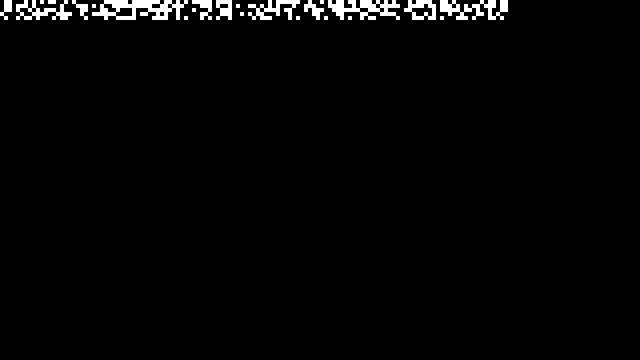
Frame 1 (no input)
Frame 2 (the mouse pressed at the canvas centre, redrawn once): identical to frame 1, image omitted

The Processing sketch that drew this single still picture (run headless with seeded random() and noise(); the mouse was pressed at the canvas centre and the sketch redrawn once):

// Processing sketch: composer
// ── composer.pde
/**
 * Wolfram Cellular Automata
 * by Daniel Shiffman.  
 * 
 * Simple demonstration of a Wolfram 1-dimensional cellular automata
 * When the system reaches bottom of the window, it restarts with a new ruleset
 * Mouse click restarts as well. 
 */
 
float[][] distances;
float maxDistance;
int spacer;
void setup() {
size(640, 360);
  maxDistance = dist(width/2, height/2, width, height);
  distances = new float[width][height];
  for (int y = 0; y < height; y++) {
    for (int x = 0; x < width; x++) {
      float distance = dist(width/2, height/2, x, y);
      distances[x][y] = distance/maxDistance * 255;
    }
  }
  spacer = 10;
  strokeWeight(6);
  noLoop();  // Run once and stop
}

void draw() {
  //int[][] test = {{1, 1, 1, 0, 1, 1, 0, 1, 1, 1, 0, 0, 0, 1, 0, 1, 0, 0, 0, 0, 0, 1, 1, 0, 1, 1, 0, 0, 0, 0, 0, 1, 0, 0, 1, 0, 0, 1, 0, 1, 1, 0, 1, 0, 1, 1, 1, 1, 0, 1, 1, 0, 0, 1, 0, 0, 0, 1, 0, 0, 1, 1, 1, 0, 1, 1, 1, 1, 1, 0, 0, 1, 1, 0, 1, 0, 1, 1, 0, 0, 0, 1, 0, 1, 1, 1, 1, 0, 1, 1, 1, 1, 1, 1, 0, 1, 1, 0, 1, 1, 1, 0, 1, 1, 0, 1, 1, 0, 1, 0, 0, 0, 0, 1, 1, 0, 1, 1, 1, 0, 0, 1, 0, 1, 1, 1, 1, 0}, {1, 1, 1, 1, 1, 0, 0, 1, 1, 1, 1, 0, 1, 1, 1, 1, 1, 0, 1, 0, 1, 1, 1, 1, 0, 1, 0, 1, 0, 1, 1, 1, 0, 0, 0, 1, 1, 1, 1, 0, 0, 1, 1, 0, 1, 1, 1, 0, 0, 1, 0, 0, 0, 1, 1, 0, 0, 1, 1, 0, 0, 1, 0, 0, 1, 0, 1, 1, 0, 0, 1, 1, 0, 0, 1, 0, 1, 0, 1, 1, 1, 0, 0, 1, 1, 0, 0, 0, 0, 1, 0, 0, 1, 1, 1, 1, 0, 1, 1, 0, 1, 1, 0, 0, 0, 1, 0, 0, 0, 0, 0, 0, 1, 0, 0, 0, 0, 1, 0, 0, 0, 0, 0, 1, 1, 1, 1, 1}, {0, 0, 1, 1, 1, 1, 0, 0, 1, 0, 0, 0, 1, 1, 1, 1, 1, 1, 1, 0, 1, 0, 1, 0, 0, 0, 0, 0, 1, 1, 1, 0, 0, 0, 1, 1, 0, 1, 0, 0, 0, 0, 0, 0, 0, 1, 1, 0, 0, 0, 0, 0, 0, 1, 1, 1, 1, 0, 0, 1, 0, 0, 1, 1, 0, 1, 0, 1, 1, 1, 0, 1, 1, 1, 1, 0, 0, 1, 0, 0, 0, 1, 0, 1, 0, 0, 1, 1, 0, 1, 0, 0, 0, 1, 1, 1, 1, 0, 1, 1, 1, 0, 0, 1, 0, 0, 0, 1, 0, 0, 0, 0, 1, 1, 1, 0, 0, 0, 1, 0, 0, 1, 0, 1, 0, 0, 1, 1}, {0, 0, 1, 0, 0, 1, 0, 0, 0, 1, 0, 0, 1, 0, 0, 0, 1, 1, 0, 1, 0, 1, 1, 1, 0, 0, 0, 0, 0, 1, 0, 1, 1, 0, 0, 0, 0, 1, 0, 0, 0, 1, 1, 1, 1, 1, 1, 1, 1, 1, 0, 1, 1, 1, 0, 0, 1, 1, 1, 0, 1, 1, 1, 0, 1, 0, 0, 1, 1, 0, 1, 0, 0, 0, 1, 0, 0, 1, 0, 0, 1, 0, 1, 1, 1, 1, 0, 0, 1, 1, 1, 0, 1, 0, 1, 0, 1, 0, 0, 1, 1, 0, 0, 1, 1, 1, 0, 1, 0, 1, 0, 0, 0, 1, 1, 0, 0, 1, 0, 0, 0, 0, 1, 0, 0, 0, 1, 0}, {1, 0, 1, 1, 0, 1, 1, 0, 1, 1, 1, 0, 0, 0, 1, 0, 1, 0, 1, 0, 1, 1, 0, 0, 0, 1, 1, 0, 0, 0, 0, 0, 0, 0, 1, 0, 1, 0, 1, 0, 0, 1, 0, 1, 1, 0, 0, 0, 0, 1, 0, 0, 0, 1, 0, 0, 0, 1, 1, 1, 0, 1, 0, 0, 1, 1, 1, 0, 0, 1, 0, 1, 0, 1, 1, 0, 0, 0, 1, 0, 0, 0, 0, 0, 1, 1, 0, 0, 1, 0, 0, 0, 1, 0, 1, 1, 1, 0, 1, 1, 0, 0, 0, 1, 0, 0, 1, 0, 0, 1, 0, 0, 0, 0, 0, 0, 1, 1, 1, 1, 0, 1, 1, 0, 1, 0, 1, 1}, {1, 0, 0, 0, 1, 1, 0, 0, 1, 1, 1, 1, 0, 0, 0, 1, 0, 1, 1, 0, 1, 1, 1, 0, 1, 1, 1, 1, 0, 0, 0, 1, 1, 0, 0, 0, 1, 0, 1, 1, 1, 0, 0, 0, 0, 0, 1, 0, 1, 1, 1, 1, 1, 0, 1, 1, 1, 1, 1, 0, 0, 0, 1, 1, 1, 1, 0, 1, 1, 1, 1, 1, 0, 1, 0, 0, 1, 0, 0, 1, 0, 1, 1, 0, 0, 0, 0, 0, 1, 0, 1, 1, 1, 0, 1, 0, 0, 1, 1, 0, 0, 0, 1, 1, 0, 0, 1, 1, 1, 0, 0, 1, 1, 0, 1, 1, 0, 1, 1, 1, 0, 0, 0, 1, 1, 0, 0, 0}, {1, 1, 0, 0, 1, 0, 1, 0, 1, 1, 0, 1, 1, 1, 0, 1, 0, 1, 0, 1, 1, 1, 0, 1, 0, 1, 0, 0, 1, 0, 1, 0, 0, 1, 1, 1, 1, 1, 1, 0, 0, 0, 1, 1, 0, 1, 0, 1, 1, 1, 0, 0, 0, 0, 1, 0, 0, 0, 0, 0, 0, 1, 0, 1, 0, 0, 0, 1, 1, 1, 0, 0, 1, 0, 0, 0, 0, 1, 1, 0, 0, 0, 1, 0, 1, 1, 0, 1, 1, 0, 0, 1, 0, 0, 1, 0, 0, 0, 1, 1, 0, 0, 1, 0, 0, 1, 1, 0, 0, 0, 0, 1, 0, 1, 1, 0, 0, 1, 1, 0, 1, 0, 1, 0, 1, 1, 0, 0}, {0, 1, 1, 1, 1, 1, 0, 0, 1, 0, 1, 0, 0, 0, 0, 0, 0, 0, 0, 0, 0, 0, 1, 1, 0, 1, 0, 0, 0, 1, 0, 0, 1, 1, 1, 1, 0, 0, 0, 1, 1, 0, 1, 0, 1, 0, 1, 1, 0, 1, 0, 1, 0, 0, 0, 0, 1, 0, 1, 1, 1, 1, 0, 1, 1, 1, 0, 1, 1, 1, 0, 1, 1, 0, 0, 1, 1, 0, 0, 1, 1, 0, 1, 0, 0, 1, 0, 1, 0, 1, 0, 1, 1, 0, 0, 0, 0, 0, 0, 0, 1, 1, 0, 0, 0, 1, 0, 0, 0, 0, 0, 0, 1, 0, 1, 0, 1, 1, 1, 0, 0, 1, 1, 1, 0, 1, 1, 1}, {0, 1, 0, 1, 0, 0, 1, 0, 1, 1, 1, 0, 0, 1, 1, 1, 1, 0, 1, 1, 0, 0, 0, 0, 1, 0, 1, 0, 0, 1, 0, 0, 1, 1, 0, 0, 1, 1, 0, 1, 1, 0, 0, 1, 0, 1, 0, 1, 1, 0, 1, 0, 1, 0, 0, 1, 0, 0, 1, 1, 0, 1, 1, 1, 1, 1, 1, 1, 0, 0, 0, 0, 1, 1, 1, 1, 1, 0, 1, 0, 1, 1, 1, 0, 1, 0, 1, 0, 1, 1, 0, 0, 1, 1, 0, 0, 1, 1, 1, 1, 0, 0, 0, 1, 0, 0, 0, 1, 0, 1, 1, 0, 1, 0, 0, 1, 0, 0, 1, 0, 0, 0, 1, 0, 0, 1, 0, 1}, {0, 1, 0, 1, 1, 0, 1, 1, 0, 0, 1, 1, 0, 0, 1, 1, 0, 1, 0, 0, 0, 0, 1, 1, 0, 0, 0, 0, 1, 0, 0, 1, 1, 1, 0, 0, 1, 1, 0, 1, 1, 1, 1, 1, 1, 0, 1, 0, 1, 1, 1, 0, 0, 0, 1, 0, 1, 0, 0, 1, 0, 0, 0, 0, 1, 0, 1, 1, 1, 1, 1, 0, 0, 1, 1, 1, 1, 1, 0, 0, 0, 0, 0, 0, 0, 1, 1, 1, 0, 1, 1, 1, 1, 0, 1, 0, 1, 1, 0, 1, 0, 1, 1, 1, 0, 1, 0, 1, 1, 1, 1, 1, 0, 0, 0, 1, 1, 0, 1, 1, 0, 1, 0, 1, 0, 1, 0, 1}, {0, 0, 0, 0, 1, 0, 0, 1, 1, 1, 1, 1, 0, 1, 0, 0, 0, 0, 0, 0, 1, 1, 1, 0, 0, 1, 1, 0, 1, 1, 1, 1, 0, 0, 0, 0, 0, 1, 0, 0, 1, 0, 1, 1, 1, 1, 0, 1, 1, 1, 1, 1, 0, 1, 0, 0, 0, 1, 1, 1, 1, 0, 0, 1, 0, 1, 1, 0, 1, 1, 1, 1, 1, 0, 0, 0, 1, 0, 1, 0, 0, 1, 0, 0, 1, 0, 1, 0, 1, 1, 0, 1, 1, 0, 0, 1, 0, 0, 1, 0, 0, 0, 0, 1, 1, 1, 1, 1, 0, 0, 0, 0, 1, 1, 1, 1, 0, 0, 0, 1, 0, 1, 1, 0, 0, 0, 0, 0}, {0, 1, 1, 0, 1, 0, 1, 0, 1, 1, 0, 1, 0, 1, 0, 1, 1, 0, 0, 0, 1, 0, 0, 0, 0, 0, 1, 1, 0, 1, 1, 0, 0, 1, 0, 1, 1, 0, 1, 0, 0, 0, 1, 1, 0, 0, 0, 1, 1, 1, 0, 1, 1, 1, 1, 0, 1, 1, 0, 0, 0, 0, 1, 1, 0, 1, 1, 0, 1, 0, 0, 0, 1, 1, 0, 1, 0, 0, 0, 0, 0, 0, 0, 1, 1, 1, 0, 0, 0, 1, 0, 1, 0, 1, 0, 1, 1, 1, 1, 0, 1, 1, 0, 0, 0, 0, 1, 1, 1, 1, 1, 1, 1, 1, 0, 1, 1, 1, 0, 0, 0, 0, 1, 0, 0, 1, 1, 0}, {0, 1, 1, 0, 0, 1, 0, 1, 0, 1, 0, 0, 1, 1, 0, 1, 0, 0, 1, 0, 0, 1, 0, 1, 0, 1, 1, 1, 0, 1, 1, 0, 1, 1, 1, 1, 0, 1, 1, 0, 0, 1, 0, 1, 0, 1, 1, 0, 1, 0, 1, 1, 1, 1, 0, 1, 0, 0, 1, 0, 0, 1, 1, 0, 0, 1, 0, 1, 1, 0, 1, 0, 0, 0, 0, 1, 0, 0, 0, 1, 0, 0, 0, 0, 1, 1, 1, 0, 0, 0, 1, 0, 0, 1, 0, 1, 1, 1, 0, 1, 0, 0, 1, 1, 1, 0, 1, 0, 1, 0, 0, 0, 0, 1, 0, 1, 0, 1, 0, 1, 1, 0, 0, 1, 0, 1, 1, 0}, {0, 0, 1, 1, 1, 0, 0, 1, 1, 1, 1, 1, 0, 1, 1, 0, 0, 0, 0, 0, 1, 1, 0, 0, 0, 1, 0, 1, 1, 1, 1, 1, 1, 1, 1, 0, 0, 1, 1, 1, 1, 1, 1, 0, 1, 0, 0, 1, 1, 0, 1, 0, 0, 0, 1, 0, 0, 1, 0, 0, 1, 0, 1, 0, 1, 1, 1, 1, 0, 0, 0, 1, 1, 0, 1, 1, 1, 1, 0, 1, 0, 1, 0, 0, 0, 1, 1, 0, 0, 1, 0, 1, 0, 1, 0, 0, 1, 0, 0, 0, 1, 0, 1, 0, 0, 1, 0, 1, 0, 1, 0, 1, 0, 0, 1, 0, 1, 1, 1, 1, 1, 0, 1, 1, 0, 0, 1, 1}, {1, 0, 1, 0, 1, 1, 1, 0, 1, 0, 1, 0, 1, 0, 1, 0, 0, 1, 1, 1, 0, 0, 1, 1, 1, 0, 1, 0, 0, 1, 0, 1, 1, 1, 1, 1, 1, 1, 1, 0, 1, 0, 0, 0, 1, 1, 1, 0, 0, 1, 0, 1, 0, 1, 1, 0, 0, 0, 0, 1, 1, 0, 1, 0, 0, 1, 0, 0, 1, 1, 1, 0, 1, 1, 1, 0, 1, 0, 1, 0, 0, 1, 0, 0, 0, 0, 1, 1, 1, 0, 0, 1, 0, 0, 1, 0, 1, 0, 0, 1, 0, 0, 1, 0, 1, 0, 1, 1, 0, 1, 0, 1, 1, 0, 0, 1, 1, 1, 0, 1, 0, 0, 0, 0, 1, 0, 1, 0}, {1, 1, 0, 0, 0, 0, 0, 0, 1, 1, 1, 0, 1, 1, 0, 1, 1, 1, 0, 1, 0, 0, 1, 1, 0, 1, 1, 1, 0, 0, 1, 0, 0, 1, 0, 0, 1, 0, 1, 1, 1, 1, 1, 0, 1, 1, 0, 1, 1, 1, 1, 1, 0, 0, 0, 1, 0, 0, 0, 0, 1, 1, 0, 0, 1, 1, 1, 0, 0, 1, 1, 1, 0, 0, 0, 1, 1, 0, 0, 1, 1, 1, 0, 1, 0, 0, 1, 1, 1, 1, 0, 0, 0, 0, 0, 0, 0, 0, 0, 0, 0, 1, 1, 1, 0, 1, 0, 0, 0, 1, 1, 0, 0, 0, 0, 1, 1, 1, 0, 0, 1, 0, 1, 0, 1, 1, 0, 0}, {0, 1, 1, 1, 1, 0, 0, 1, 0, 0, 1, 1, 1, 0, 1, 0, 1, 0, 0, 1, 1, 0, 0, 0, 0, 0, 1, 1, 1, 0, 1, 0, 0, 0, 1, 0, 0, 1, 1, 1, 0, 1, 1, 1, 1, 1, 0, 1, 0, 0, 0, 1, 0, 1, 0, 1, 0, 0, 1, 0, 1, 0, 0, 1, 1, 0, 1, 0, 1, 0, 1, 0, 1, 0, 0, 1, 0, 0, 0, 1, 1, 0, 0, 0, 0, 0, 1, 1, 1, 0, 1, 0, 1, 1, 1, 1, 0, 1, 0, 0, 1, 1, 1, 1, 1, 1, 0, 0, 1, 1, 0, 1, 1, 0, 0, 1, 1, 0, 1, 1, 1, 1, 1, 1, 0, 1, 1, 1}, {0, 1, 0, 0, 1, 1, 1, 1, 1, 0, 1, 0, 0, 1, 1, 1, 1, 0, 0, 1, 1, 0, 0, 0, 0, 1, 1, 1, 1, 1, 0, 1, 0, 0, 1, 1, 0, 0, 1, 0, 0, 1, 1, 1, 0, 1, 1, 0, 0, 0, 0, 0, 0, 1, 0, 1, 0, 0, 0, 1, 1, 1, 1, 1, 1, 0, 1, 1, 1, 0, 1, 0, 0, 1, 0, 0, 0, 0, 1, 1, 1, 0, 0, 0, 0, 1, 1, 0, 1, 1, 1, 0, 1, 0, 0, 0, 0, 0, 0, 1, 1, 1, 1, 1, 1, 0, 0, 0, 1, 1, 0, 0, 1, 0, 0, 0, 1, 0, 0, 1, 0, 0, 0, 0, 0, 1, 0, 0}, {0, 0, 0, 1, 0, 1, 1, 0, 0, 0, 0, 0, 0, 1, 0, 1, 0, 1, 0, 1, 0, 1, 1, 1, 0, 0, 1, 1, 0, 0, 0, 1, 0, 1, 0, 0, 1, 1, 1, 1, 0, 0, 0, 0, 1, 0, 1, 1, 1, 0, 1, 1, 1, 1, 0, 1, 1, 0, 0, 1, 1, 0, 0, 0, 1, 1, 0, 1, 0, 1, 0, 1, 1, 1, 0, 1, 0, 0, 0, 0, 1, 1, 0, 0, 1, 0, 0, 1, 0, 1, 1, 0, 1, 0, 1, 1, 0, 1, 0, 1, 1, 1, 0, 0, 0, 1, 0, 0, 0, 0, 0, 0, 1, 1, 0, 1, 1, 1, 1, 0, 1, 1, 0, 1, 0, 0, 0, 1}, {1, 1, 0, 0, 0, 0, 1, 1, 1, 0, 1, 1, 0, 0, 1, 1, 1, 0, 0, 0, 1, 0, 0, 0, 1, 0, 0, 0, 1, 0, 1, 0, 1, 0, 0, 0, 1, 1, 1, 1, 0, 0, 0, 1, 1, 0, 1, 1, 0, 1, 1, 1, 1, 0, 0, 0, 1, 1, 0, 0, 1, 1, 1, 0, 1, 1, 0, 0, 0, 0, 0, 0, 1, 1, 0, 0, 0, 0, 1, 0, 0, 0, 1, 0, 0, 1, 1, 1, 1, 0, 0, 0, 0, 1, 0, 0, 1, 0, 1, 1, 1, 1, 0, 1, 0, 0, 0, 1, 1, 1, 0, 1, 0, 1, 1, 1, 1, 1, 1, 0, 1, 0, 1, 1, 1, 1, 0, 0}, {1, 0, 1, 1, 0, 1, 0, 0, 0, 0, 0, 0, 0, 1, 0, 1, 1, 0, 1, 1, 1, 1, 1, 1, 1, 0, 0, 0, 0, 0, 0, 0, 1, 1, 0, 1, 1, 1, 0, 0, 1, 1, 1, 1, 0, 1, 1, 1, 1, 0, 1, 0, 0, 1, 0, 0, 1, 0, 0, 0, 0, 0, 0, 1, 0, 1, 1, 1, 1, 1, 1, 1, 1, 0, 0, 1, 0, 1, 1, 1, 0, 0, 1, 0, 0, 1, 1, 1, 1, 0, 1, 1, 1, 0, 1, 0, 0, 0, 1, 0, 0, 1, 1, 1, 1, 1, 1, 1, 0, 1, 1, 1, 1, 0, 1, 0, 1, 1, 1, 1, 1, 0, 0, 0, 1, 0, 1, 1}, {0, 0, 1, 0, 0, 1, 0, 0, 0, 0, 1, 0, 0, 1, 0, 1, 1, 0, 0, 0, 0, 1, 0, 1, 0, 1, 0, 0, 1, 1, 0, 1, 0, 0, 0, 0, 0, 1, 1, 0, 0, 1, 0, 0, 1, 1, 0, 0, 0, 1, 0, 0, 0, 1, 1, 1, 0, 0, 1, 0, 1, 0, 1, 0, 1, 0, 0, 1, 0, 1, 1, 0, 0, 0, 0, 1, 1, 0, 1, 1, 1, 1, 1, 0, 0, 0, 1, 0, 1, 1, 0, 1, 1, 1, 0, 1, 0, 0, 1, 0, 1, 1, 0, 0, 0, 0, 0, 0, 1, 1, 0, 1, 1, 1, 1, 1, 1, 0, 0, 0, 1, 1, 1, 1, 0, 0, 1, 0}, {0, 1, 1, 1, 1, 1, 1, 1, 1, 1, 0, 1, 1, 0, 0, 0, 0, 0, 0, 1, 0, 0, 0, 1, 1, 1, 1, 1, 0, 0, 0, 1, 1, 0, 1, 1, 0, 0, 0, 1, 1, 0, 0, 0, 0, 0, 0, 1, 1, 0, 1, 1, 0, 1, 1, 0, 1, 1, 0, 1, 1, 0, 1, 0, 1, 1, 1, 0, 0, 0, 0, 1, 0, 0, 1, 0, 1, 0, 1, 0, 0, 0, 1, 1, 1, 0, 1, 0, 1, 0, 1, 0, 1, 0, 1, 1, 1, 1, 0, 0, 0, 1, 1, 1, 1, 1, 0, 1, 0, 1, 0, 0, 1, 1, 0, 0, 0, 0, 0, 1, 1, 0, 0, 0, 0, 1, 1, 1}, {0, 0, 0, 1, 1, 0, 0, 0, 1, 0, 1, 0, 1, 1, 1, 0, 0, 0, 1, 0, 1, 0, 0, 0, 0, 0, 0, 0, 1, 1, 1, 1, 1, 1, 1, 1, 1, 0, 1, 1, 1, 1, 1, 1, 1, 0, 1, 1, 0, 1, 0, 0, 1, 0, 0, 1, 0, 0, 0, 0, 0, 1, 0, 1, 1, 0, 1, 0, 1, 1, 1, 0, 0, 1, 0, 0, 0, 0, 1, 1, 1, 1, 1, 0, 0, 0, 1, 1, 1, 1, 0, 0, 1, 0, 0, 1, 0, 0, 0, 0, 0, 0, 1, 1, 1, 0, 1, 1, 1, 1, 0, 0, 1, 1, 0, 0, 1, 1, 1, 1, 0, 1, 1, 1, 0, 0, 0, 1}, {0, 1, 1, 0, 0, 1, 0, 0, 1, 0, 0, 1, 1, 1, 1, 1, 0, 1, 1, 1, 1, 0, 0, 0, 1, 0, 1, 0, 1, 0, 1, 1, 0, 0, 0, 0, 0, 0, 0, 0, 0, 0, 0, 1, 1, 0, 1, 1, 1, 0, 0, 0, 1, 1, 1, 0, 1, 1, 1, 0, 0, 1, 1, 0, 0, 1, 0, 1, 0, 1, 1, 0, 1, 1, 0, 1, 1, 0, 0, 0, 0, 0, 0, 0, 0, 1, 1, 0, 0, 1, 1, 0, 1, 1, 1, 0, 0, 1, 1, 0, 0, 1, 0, 1, 0, 1, 0, 0, 1, 0, 1, 1, 1, 0, 1, 0, 0, 1, 0, 1, 0, 1, 1, 0, 0, 1, 1, 0}, {0, 1, 0, 1, 0, 1, 0, 1, 1, 0, 1, 0, 1, 0, 0, 0, 1, 0, 1, 0, 1, 1, 0, 0, 0, 1, 0, 1, 1, 0, 0, 1, 1, 0, 1, 1, 1, 1, 0, 1, 1, 0, 1, 0, 0, 0, 1, 1, 0, 0, 1, 1, 0, 1, 1, 0, 0, 0, 0, 1, 1, 0, 1, 1, 1, 1, 1, 0, 0, 0, 0, 1, 0, 1, 1, 0, 1, 1, 0, 1, 0, 1, 1, 1, 0, 1, 1, 0, 0, 0, 0, 0, 0, 0, 0, 1, 1, 0, 1, 1, 1, 0, 0, 1, 0, 1, 1, 0, 1, 0, 0, 1, 0, 1, 1, 0, 1, 1, 1, 1, 1, 0, 1, 0, 0, 1, 0, 1}, {0, 1, 1, 0, 1, 0, 1, 0, 1, 1, 0, 0, 0, 0, 0, 0, 1, 1, 1, 0, 1, 0, 1, 1, 0, 0, 1, 0, 1, 0, 0, 0, 1, 1, 1, 1, 1, 1, 0, 1, 0, 1, 1, 0, 0, 0, 1, 1, 0, 0, 1, 1, 1, 0, 0, 1, 0, 0, 1, 0, 1, 0, 1, 0, 0, 1, 1, 0, 0, 0, 0, 1, 0, 0, 0, 0, 0, 0, 1, 0, 0, 1, 0, 0, 1, 0, 1, 1, 0, 1, 0, 1, 1, 0, 1, 0, 0, 0, 0, 1, 0, 0, 1, 1, 1, 1, 1, 1, 1, 1, 1, 1, 0, 1, 1, 0, 1, 1, 1, 0, 0, 1, 1, 1, 0, 1, 1, 0}, {1, 0, 1, 0, 0, 1, 1, 0, 0, 1, 1, 1, 1, 0, 0, 1, 1, 0, 1, 0, 1, 1, 1, 1, 1, 0, 1, 0, 1, 1, 0, 0, 1, 1, 0, 1, 1, 1, 0, 1, 0, 1, 1, 1, 0, 0, 1, 0, 0, 1, 1, 1, 1, 1, 0, 0, 0, 1, 0, 0, 1, 1, 1, 0, 0, 1, 0, 0, 1, 0, 0, 0, 0, 1, 0, 0, 1, 1, 1, 0, 0, 0, 1, 1, 1, 1, 0, 0, 0, 0, 1, 1, 0, 0, 0, 1, 1, 1, 0, 1, 0, 1, 1, 0, 1, 1, 1, 0, 0, 0, 1, 1, 1, 1, 0, 0, 0, 0, 1, 0, 0, 0, 0, 1, 1, 0, 1, 0}, {0, 0, 1, 0, 1, 1, 0, 1, 0, 1, 0, 1, 0, 0, 1, 1, 0, 1, 1, 1, 1, 1, 1, 1, 1, 0, 1, 1, 0, 1, 0, 0, 0, 0, 1, 0, 0, 1, 1, 0, 1, 0, 1, 1, 1, 1, 1, 0, 1, 0, 0, 0, 0, 1, 0, 0, 0, 1, 1, 1, 1, 1, 1, 1, 0, 1, 1, 1, 1, 1, 1, 1, 0, 1, 1, 1, 0, 1, 0, 0, 0, 1, 1, 1, 1, 1, 1, 0, 1, 1, 0, 1, 0, 1, 1, 1, 0, 1, 0, 0, 0, 1, 0, 0, 1, 1, 0, 0, 0, 1, 1, 1, 1, 1, 0, 1, 0, 0, 1, 0, 0, 0, 0, 1, 0, 0, 1, 0}, {1, 1, 1, 1, 0, 1, 0, 1, 0, 1, 1, 1, 1, 0, 0, 1, 0, 0, 0, 1, 0, 0, 0, 1, 1, 0, 1, 0, 0, 0, 1, 1, 1, 0, 0, 1, 1, 1, 0, 1, 1, 1, 1, 1, 1, 0, 1, 0, 0, 1, 1, 0, 1, 0, 1, 0, 0, 1, 0, 0, 0, 0, 0, 0, 0, 0, 0, 0, 0, 0, 0, 1, 1, 0, 1, 1, 1, 1, 1, 0, 0, 1, 1, 0, 0, 1, 1, 0, 0, 0, 1, 0, 0, 0, 1, 1, 1, 0, 1, 0, 0, 0, 0, 0, 0, 1, 0, 0, 0, 0, 1, 1, 0, 0, 1, 0, 1, 1, 1, 1, 1, 1, 1, 0, 1, 1, 1, 1}, {0, 1, 1, 0, 0, 0, 0, 1, 0, 0, 0, 0, 1, 0, 0, 1, 1, 1, 1, 0, 0, 1, 0, 0, 0, 1, 1, 1, 1, 0, 1, 0, 1, 0, 0, 0, 1, 0, 0, 0, 1, 0, 1, 0, 0, 0, 1, 1, 1, 1, 1, 1, 1, 0, 0, 1, 1, 0, 0, 0, 1, 1, 1, 1, 1, 1, 0, 1, 1, 0, 1, 0, 1, 0, 1, 0, 1, 1, 0, 1, 1, 1, 1, 1, 0, 0, 0, 0, 1, 1, 0, 1, 1, 1, 1, 1, 1, 0, 1, 0, 1, 0, 0, 0, 0, 1, 0, 0, 1, 0, 0, 1, 0, 0, 0, 1, 0, 0, 0, 0, 0, 0, 0, 0, 0, 1, 1, 0}, {1, 1, 0, 0, 1, 0, 0, 1, 1, 1, 1, 0, 1, 0, 0, 1, 0, 0, 1, 0, 0, 0, 1, 0, 1, 0, 0, 1, 0, 1, 0, 0, 0, 1, 1, 1, 1, 0, 0, 1, 1, 0, 1, 1, 0, 0, 1, 0, 0, 1, 1, 1, 0, 1, 0, 0, 1, 0, 0, 0, 1, 1, 0, 0, 1, 1, 0, 0, 1, 0, 1, 1, 0, 1, 0, 0, 1, 1, 0, 1, 0, 0, 1, 1, 1, 0, 0, 1, 0, 1, 0, 0, 1, 0, 1, 1, 0, 1, 0, 1, 0, 1, 1, 1, 1, 1, 0, 0, 1, 1, 0, 1, 1, 1, 0, 0, 0, 0, 1, 1, 0, 1, 1, 0, 1, 1, 0, 0}, {0, 1, 1, 1, 1, 0, 0, 0, 0, 0, 0, 1, 0, 0, 0, 1, 1, 0, 1, 0, 0, 1, 0, 0, 1, 0, 0, 1, 0, 1, 1, 0, 1, 1, 0, 1, 0, 0, 0, 1, 1, 0, 1, 0, 1, 1, 1, 1, 0, 1, 1, 0, 1, 0, 1, 0, 0, 0, 0, 0, 1, 1, 1, 1, 0, 1, 0, 1, 1, 1, 1, 1, 0, 1, 1, 1, 0, 1, 0, 0, 1, 1, 1, 1, 0, 1, 0, 0, 0, 1, 1, 1, 1, 1, 0, 1, 0, 0, 0, 1, 1, 1, 0, 1, 1, 0, 0, 0, 0, 0, 0, 1, 0, 1, 1, 0, 0, 1, 1, 0, 1, 0, 1, 0, 0, 1, 1, 1}, {1, 0, 1, 1, 0, 1, 1, 0, 0, 0, 1, 0, 0, 1, 0, 0, 1, 1, 0, 0, 0, 1, 0, 0, 0, 1, 1, 1, 0, 0, 0, 0, 1, 0, 1, 1, 0, 1, 0, 1, 0, 1, 1, 0, 1, 1, 1, 1, 0, 0, 1, 1, 0, 1, 1, 1, 0, 0, 1, 1, 0, 0, 1, 1, 1, 1, 1, 1, 1, 0, 0, 1, 1, 0, 1, 0, 0, 0, 0, 0, 0, 0, 0, 1, 1, 1, 1, 0, 0, 0, 1, 1, 0, 1, 1, 1, 1, 1, 1, 0, 0, 0, 1, 0, 1, 1, 1, 0, 1, 0, 0, 0, 1, 0, 1, 0, 1, 1, 1, 1, 1, 1, 0, 0, 1, 0, 1, 1}, {0, 0, 0, 1, 1, 1, 0, 0, 0, 1, 1, 0, 1, 0, 0, 0, 0, 0, 0, 1, 1, 0, 1, 1, 0, 0, 0, 1, 0, 0, 0, 0, 1, 1, 0, 1, 0, 0, 1, 0, 0, 1, 1, 1, 0, 0, 1, 0, 0, 0, 0, 0, 0, 0, 0, 0, 1, 1, 1, 0, 1, 1, 1, 0, 0, 1, 1, 1, 0, 0, 1, 0, 0, 0, 1, 0, 0, 1, 0, 1, 0, 1, 1, 1, 1, 0, 0, 1, 1, 1, 0, 1, 0, 0, 1, 1, 0, 0, 1, 1, 1, 1, 1, 0, 0, 1, 1, 1, 0, 0, 0, 0, 1, 0, 1, 1, 0, 1, 1, 1, 0, 0, 0, 0, 0, 0, 0, 1}, {0, 0, 0, 0, 1, 0, 1, 1, 0, 0, 0, 0, 1, 0, 1, 1, 1, 0, 1, 1, 1, 1, 1, 0, 0, 1, 0, 1, 0, 0, 0, 0, 0, 1, 1, 0, 0, 1, 1, 1, 1, 1, 1, 1, 0, 1, 0, 0, 0, 1, 1, 0, 1, 0, 0, 1, 0, 1, 1, 0, 0, 0, 1, 0, 1, 1, 1, 1, 0, 0, 1, 1, 0, 1, 0, 0, 1, 1, 0, 1, 0, 0, 0, 1, 1, 0, 0, 1, 1, 0, 0, 1, 0, 1, 1, 0, 1, 1, 0, 0, 1, 1, 1, 0, 1, 0, 0, 1, 0, 0, 0, 0, 1, 0, 1, 0, 0, 1, 0, 0, 1, 0, 0, 1, 0, 0, 0, 0}, {0, 0, 0, 0, 0, 0, 0, 0, 0, 0, 0, 1, 1, 0, 1, 1, 0, 0, 1, 0, 1, 0, 0, 1, 0, 1, 1, 1, 1, 0, 1, 1, 0, 1, 0, 1, 1, 1, 0, 0, 0, 1, 0, 1, 1, 1, 0, 1, 0, 0, 1, 1, 1, 1, 1, 0, 0, 1, 0, 1, 1, 1, 0, 0, 0, 0, 1, 0, 0, 1, 0, 1, 0, 1, 1, 1, 0, 0, 1, 1, 0, 0, 0, 1, 1, 1, 1, 0, 1, 0, 1, 1, 0, 0, 1, 0, 0, 0, 0, 0, 1, 1, 0, 1, 0, 1, 1, 1, 1, 0, 1, 1, 0, 0, 0, 0, 0, 1, 0, 0, 1, 1, 1, 1, 0, 0, 0, 0}, {1, 0, 1, 1, 1, 1, 0, 1, 1, 0, 1, 1, 1, 0, 1, 1, 1, 0, 0, 0, 1, 1, 0, 0, 0, 1, 1, 1, 1, 0, 0, 0, 1, 0, 1, 1, 1, 1, 1, 1, 1, 1, 0, 0, 1, 0, 0, 0, 0, 1, 0, 0, 1, 0, 0, 0, 0, 1, 1, 1, 0, 1, 0, 1, 1, 1, 0, 0, 1, 1, 0, 0, 1, 0, 0, 0, 1, 0, 0, 1, 0, 0, 1, 0, 0, 1, 1, 0, 1, 1, 1, 0, 0, 1, 0, 1, 0, 1, 0, 0, 1, 0, 1, 1, 0, 1, 1, 1, 0, 1, 0, 1, 0, 1, 0, 1, 0, 1, 0, 0, 1, 1, 1, 1, 1, 0, 1, 1}, {0, 1, 1, 1, 1, 1, 1, 1, 0, 1, 1, 1, 1, 0, 1, 1, 0, 1, 0, 1, 0, 1, 0, 0, 1, 1, 1, 0, 1, 1, 1, 1, 0, 1, 0, 0, 1, 0, 1, 1, 0, 1, 0, 1, 1, 1, 1, 1, 1, 1, 1, 1, 1, 0, 1, 0, 1, 1, 0, 1, 1, 0, 1, 0, 0, 0, 1, 1, 0, 0, 0, 0, 1, 1, 0, 1, 1, 0, 0, 1, 0, 1, 0, 1, 0, 0, 0, 0, 0, 1, 0, 1, 1, 0, 0, 1, 0, 1, 1, 1, 1, 0, 1, 0, 1, 0, 0, 0, 0, 1, 1, 1, 1, 1, 0, 1, 1, 0, 0, 1, 0, 1, 0, 0, 0, 1, 1, 1}, {0, 0, 0, 0, 0, 0, 0, 0, 1, 1, 1, 1, 1, 0, 0, 1, 0, 1, 0, 1, 1, 0, 1, 0, 0, 1, 0, 1, 1, 0, 0, 0, 1, 1, 1, 1, 1, 1, 0, 0, 1, 1, 1, 0, 0, 1, 1, 1, 0, 0, 1, 1, 1, 0, 0, 0, 0, 0, 0, 1, 0, 1, 1, 0, 0, 1, 1, 0, 1, 0, 0, 1, 1, 1, 0, 1, 1, 1, 1, 0, 0, 0, 1, 1, 1, 1, 1, 0, 0, 0, 1, 1, 1, 0, 0, 0, 0, 1, 0, 1, 0, 1, 0, 1, 0, 0, 1, 1, 0, 0, 1, 0, 1, 0, 0, 1, 1, 1, 0, 1, 0, 1, 1, 0, 0, 0, 0, 0}, {0, 1, 1, 0, 1, 0, 1, 0, 0, 0, 1, 0, 0, 1, 1, 1, 1, 0, 1, 1, 1, 1, 1, 1, 1, 0, 0, 1, 1, 0, 0, 0, 1, 1, 1, 1, 1, 1, 0, 1, 1, 0, 1, 0, 1, 1, 0, 1, 0, 1, 0, 0, 0, 1, 1, 0, 1, 0, 0, 0, 1, 0, 1, 0, 1, 0, 1, 0, 0, 1, 0, 0, 1, 0, 1, 0, 1, 0, 0, 0, 0, 0, 0, 0, 0, 0, 0, 0, 1, 0, 0, 0, 1, 0, 0, 1, 0, 0, 1, 1, 0, 1, 1, 1, 0, 1, 0, 1, 1, 0, 0, 1, 0, 1, 0, 1, 0, 1, 0, 1, 0, 0, 1, 0, 0, 1, 1, 0}, {0, 1, 1, 1, 0, 0, 0, 1, 0, 0, 1, 0, 0, 0, 1, 0, 0, 0, 0, 0, 0, 1, 1, 1, 0, 1, 0, 0, 1, 0, 0, 0, 1, 1, 0, 0, 1, 1, 0, 0, 0, 0, 0, 1, 0, 1, 1, 0, 0, 1, 0, 1, 0, 0, 0, 1, 0, 0, 0, 0, 0, 1, 1, 0, 1, 0, 0, 0, 0, 0, 0, 1, 0, 0, 0, 1, 1, 0, 0, 1, 1, 1, 1, 0, 0, 0, 0, 1, 1, 1, 0, 1, 1, 0, 1, 0, 1, 0, 0, 0, 1, 0, 0, 1, 0, 1, 1, 1, 1, 1, 1, 0, 1, 1, 1, 1, 0, 1, 0, 0, 0, 1, 0, 1, 0, 1, 1, 1}, {1, 1, 1, 1, 0, 0, 1, 1, 1, 0, 1, 1, 1, 0, 0, 0, 1, 1, 0, 0, 1, 1, 1, 0, 1, 0, 1, 0, 0, 0, 0, 0, 1, 1, 1, 0, 1, 1, 0, 1, 1, 0, 0, 0, 1, 1, 1, 1, 0, 1, 0, 0, 1, 1, 0, 0, 1, 0, 1, 0, 0, 0, 0, 0, 1, 0, 1, 0, 0, 0, 1, 0, 0, 0, 0, 1, 0, 1, 0, 1, 1, 1, 1, 1, 1, 0, 1, 0, 0, 1, 0, 0, 1, 1, 0, 0, 0, 1, 0, 1, 0, 1, 0, 0, 1, 0, 1, 0, 0, 0, 0, 1, 1, 0, 0, 1, 1, 0, 0, 0, 0, 1, 0, 1, 1, 1, 1, 1}, {0, 0, 1, 1, 0, 0, 0, 1, 1, 0, 1, 1, 0, 1, 0, 0, 1, 0, 0, 0, 1, 0, 0, 1, 0, 1, 1, 1, 0, 0, 0, 1, 0, 0, 1, 1, 0, 1, 1, 1, 1, 0, 0, 1, 0, 0, 0, 0, 0, 1, 0, 1, 0, 1, 1, 0, 1, 1, 1, 1, 1, 1, 1, 1, 1, 0, 0, 1, 1, 0, 1, 1, 0, 1, 0, 1, 0, 1, 1, 0, 1, 0, 1, 0, 0, 1, 0, 0, 1, 0, 0, 0, 0, 0, 1, 0, 0, 0, 0, 1, 0, 1, 0, 0, 1, 1, 0, 0, 0, 1, 0, 1, 1, 1, 0, 1, 0, 0, 0, 0, 1, 0, 1, 0, 0, 0, 1, 1}, {0, 1, 0, 1, 1, 1, 1, 1, 0, 0, 1, 1, 1, 0, 1, 0, 1, 1, 0, 1, 0, 1, 0, 1, 1, 1, 1, 1, 0, 0, 0, 0, 1, 0, 0, 1, 1, 0, 0, 0, 1, 0, 1, 0, 1, 1, 1, 1, 0, 1, 1, 0, 0, 1, 1, 0, 0, 0, 1, 1, 0, 1, 1, 1, 0, 0, 0, 1, 0, 0, 0, 1, 0, 0, 1, 0, 1, 0, 1, 1, 1, 0, 0, 0, 0, 1, 1, 1, 0, 1, 1, 0, 0, 0, 1, 1, 0, 1, 1, 0, 1, 1, 0, 0, 0, 0, 1, 1, 1, 1, 0, 0, 1, 1, 0, 0, 1, 0, 1, 1, 1, 0, 1, 1, 0, 1, 0, 1}, {1, 0, 1, 1, 0, 1, 1, 1, 0, 0, 1, 0, 1, 0, 0, 1, 0, 1, 0, 0, 0, 1, 1, 1, 0, 0, 1, 1, 0, 1, 1, 0, 0, 0, 0, 0, 0, 1, 0, 0, 1, 0, 1, 0, 1, 1, 1, 0, 0, 0, 1, 1, 0, 0, 1, 1, 1, 1, 0, 0, 0, 1, 1, 1, 0, 1, 1, 1, 1, 0, 1, 0, 0, 1, 1, 0, 0, 1, 1, 0, 1, 1, 1, 0, 1, 0, 0, 0, 1, 1, 1, 1, 1, 1, 1, 0, 1, 0, 1, 1, 0, 0, 1, 1, 1, 1, 1, 0, 1, 0, 1, 1, 0, 1, 0, 0, 1, 0, 1, 0, 1, 0, 0, 0, 1, 0, 1, 1}, {0, 0, 1, 0, 0, 0, 1, 0, 1, 0, 0, 0, 1, 0, 0, 1, 0, 1, 1, 1, 0, 1, 0, 0, 0, 0, 1, 1, 1, 0, 1, 1, 1, 0, 0, 1, 1, 0, 0, 1, 1, 0, 0, 1, 1, 1, 0, 1, 0, 0, 1, 0, 1, 0, 1, 1, 0, 0, 0, 1, 1, 0, 1, 0, 1, 1, 0, 0, 0, 0, 1, 0, 1, 1, 1, 0, 0, 0, 0, 1, 0, 1, 1, 1, 1, 1, 0, 0, 1, 0, 0, 0, 1, 1, 1, 0, 1, 1, 0, 0, 1, 1, 0, 1, 1, 1, 1, 0, 0, 1, 1, 1, 1, 1, 0, 1, 0, 0, 0, 0, 0, 0, 1, 1, 0, 0, 1, 0}, {0, 1, 1, 0, 0, 1, 1, 0, 0, 1, 0, 1, 0, 1, 0, 1, 0, 0, 1, 1, 0, 0, 0, 1, 0, 1, 0, 1, 1, 0, 0, 0, 0, 1, 1, 1, 1, 1, 1, 1, 0, 0, 0, 1, 1, 0, 1, 1, 0, 1, 1, 1, 1, 0, 1, 1, 1, 1, 0, 1, 0, 0, 1, 0, 0, 0, 0, 0, 0, 1, 1, 1, 1, 0, 1, 0, 0, 0, 1, 0, 1, 1, 0, 1, 0, 1, 0, 0, 0, 1, 1, 1, 0, 0, 0, 0, 0, 1, 0, 0, 0, 1, 1, 0, 0, 1, 1, 1, 1, 0, 1, 1, 0, 1, 0, 1, 0, 1, 1, 1, 1, 0, 0, 1, 0, 1, 1, 0}, {0, 0, 1, 1, 1, 0, 1, 1, 1, 0, 1, 1, 0, 1, 1, 1, 0, 0, 0, 0, 1, 0, 0, 1, 1, 1, 0, 0, 0, 1, 1, 1, 0, 1, 0, 0, 1, 0, 0, 0, 1, 1, 1, 1, 0, 1, 1, 1, 1, 1, 1, 0, 0, 1, 1, 0, 0, 0, 1, 0, 1, 1, 0, 0, 1, 1, 0, 1, 1, 0, 0, 0, 1, 1, 0, 0, 1, 0, 1, 1, 0, 1, 1, 0, 0, 1, 1, 1, 0, 0, 0, 0, 0, 1, 0, 0, 1, 0, 0, 0, 0, 1, 0, 1, 0, 0, 1, 1, 1, 0, 0, 1, 0, 0, 0, 1, 0, 0, 0, 0, 0, 0, 1, 1, 0, 0, 1, 1}, {1, 0, 0, 1, 1, 1, 1, 0, 1, 1, 1, 0, 0, 1, 0, 1, 0, 1, 1, 0, 1, 1, 1, 0, 1, 0, 0, 1, 1, 1, 1, 0, 1, 0, 1, 0, 0, 1, 0, 1, 0, 1, 0, 0, 0, 0, 1, 1, 1, 1, 0, 1, 0, 0, 0, 1, 1, 0, 0, 1, 0, 1, 0, 0, 1, 1, 1, 1, 1, 1, 0, 0, 0, 1, 0, 1, 1, 0, 0, 1, 0, 0, 0, 0, 1, 0, 0, 0, 0, 1, 0, 1, 1, 1, 1, 1, 1, 1, 0, 1, 1, 0, 1, 0, 1, 1, 1, 1, 1, 0, 0, 1, 1, 1, 0, 0, 0, 1, 1, 1, 1, 0, 1, 0, 1, 0, 0, 1}, {0, 1, 0, 0, 1, 0, 1, 0, 0, 1, 0, 1, 1, 1, 1, 0, 0, 1, 0, 1, 0, 1, 0, 0, 0, 0, 0, 0, 0, 1, 0, 1, 1, 0, 1, 0, 1, 0, 0, 0, 1, 0, 0, 1, 1, 1, 0, 0, 0, 1, 1, 1, 0, 0, 0, 0, 1, 1, 0, 0, 1, 0, 0, 1, 1, 1, 1, 0, 0, 1, 1, 1, 0, 0, 1, 1, 0, 0, 1, 1, 1, 1, 0, 0, 1, 1, 0, 0, 1, 0, 1, 0, 0, 0, 0, 0, 1, 1, 0, 0, 0, 1, 1, 1, 1, 0, 1, 1, 1, 0, 1, 0, 1, 0, 0, 0, 1, 0, 0, 1, 0, 1, 1, 1, 0, 1, 0, 0}, {0, 1, 0, 0, 0, 0, 1, 1, 0, 0, 0, 0, 0, 0, 0, 1, 1, 0, 0, 0, 1, 1, 0, 0, 0, 0, 1, 0, 0, 1, 1, 0, 1, 1, 0, 0, 0, 1, 0, 0, 1, 1, 1, 0, 1, 0, 0, 1, 0, 0, 0, 1, 1, 0, 1, 0, 0, 0, 1, 1, 1, 0, 0, 1, 0, 1, 1, 0, 1, 1, 0, 0, 1, 1, 1, 0, 1, 0, 1, 0, 1, 0, 1, 1, 0, 1, 1, 0, 1, 1, 1, 1, 0, 1, 1, 1, 0, 1, 0, 0, 1, 0, 1, 0, 1, 1, 0, 0, 0, 1, 0, 0, 0, 1, 0, 1, 0, 1, 0, 1, 0, 0, 1, 0, 0, 1, 0, 0}, {1, 0, 0, 0, 1, 1, 1, 1, 1, 0, 0, 1, 1, 1, 1, 0, 1, 1, 0, 1, 1, 0, 0, 1, 1, 0, 0, 1, 0, 1, 1, 1, 1, 0, 0, 0, 0, 1, 1, 0, 1, 1, 0, 1, 0, 1, 0, 0, 0, 1, 0, 0, 0, 1, 1, 1, 1, 0, 1, 1, 0, 0, 1, 1, 0, 0, 1, 0, 0, 0, 0, 0, 1, 0, 0, 0, 1, 1, 0, 1, 0, 0, 0, 0, 1, 1, 1, 1, 1, 1, 0, 1, 1, 0, 1, 0, 1, 1, 0, 1, 1, 1, 1, 0, 1, 0, 0, 1, 1, 1, 0, 0, 0, 0, 1, 1, 0, 1, 0, 0, 0, 0, 1, 0, 1, 0, 0, 0}, {1, 0, 0, 0, 0, 0, 1, 1, 1, 1, 0, 0, 1, 1, 1, 1, 0, 1, 0, 0, 1, 1, 1, 0, 1, 0, 0, 0, 0, 0, 1, 1, 1, 1, 0, 0, 1, 1, 0, 0, 0, 1, 1, 0, 0, 0, 1, 1, 1, 0, 1, 0, 1, 0, 1, 1, 0, 0, 0, 1, 1, 1, 0, 0, 0, 1, 0, 1, 1, 0, 0, 1, 0, 0, 1, 0, 0, 0, 0, 0, 0, 1, 1, 0, 1, 1, 0, 0, 1, 1, 0, 0, 0, 0, 0, 0, 1, 1, 1, 1, 0, 0, 0, 0, 0, 1, 1, 0, 0, 1, 1, 0, 0, 0, 0, 0, 0, 0, 1, 0, 1, 1, 1, 0, 1, 0, 0, 0}, {1, 0, 0, 0, 1, 1, 1, 0, 1, 1, 1, 0, 0, 0, 0, 0, 0, 0, 1, 0, 1, 1, 1, 0, 1, 1, 0, 0, 1, 1, 1, 0, 1, 0, 1, 0, 0, 1, 1, 0, 1, 0, 1, 0, 1, 1, 1, 0, 0, 0, 0, 1, 1, 0, 1, 1, 0, 1, 0, 0, 1, 1, 1, 1, 0, 0, 1, 1, 0, 1, 0, 1, 1, 1, 0, 0, 1, 1, 1, 0, 1, 1, 1, 0, 0, 1, 1, 0, 1, 1, 1, 1, 1, 0, 1, 1, 1, 1, 1, 0, 0, 0, 1, 1, 0, 1, 1, 1, 0, 1, 1, 1, 0, 0, 0, 1, 0, 1, 1, 0, 0, 1, 1, 1, 1, 0, 0, 0}, {0, 1, 1, 1, 0, 1, 1, 0, 1, 0, 0, 1, 0, 0, 0, 1, 0, 1, 1, 0, 1, 0, 0, 0, 0, 0, 0, 0, 1, 0, 0, 1, 1, 1, 1, 1, 1, 1, 1, 0, 0, 0, 0, 1, 1, 0, 1, 1, 0, 0, 1, 1, 0, 0, 1, 1, 0, 0, 0, 0, 1, 0, 1, 0, 0, 1, 1, 0, 1, 0, 1, 0, 0, 1, 0, 0, 0, 1, 1, 0, 0, 0, 0, 0, 0, 0, 1, 0, 1, 1, 0, 0, 0, 0, 1, 0, 0, 0, 0, 1, 1, 1, 0, 0, 1, 1, 1, 1, 0, 1, 1, 1, 1, 1, 0, 0, 1, 0, 0, 1, 0, 1, 1, 0, 0, 1, 1, 1}, {1, 0, 0, 1, 0, 1, 1, 1, 0, 1, 0, 1, 0, 1, 0, 1, 1, 1, 0, 0, 1, 0, 0, 0, 0, 0, 1, 0, 1, 0, 1, 1, 0, 1, 0, 1, 0, 1, 1, 1, 0, 0, 1, 1, 1, 0, 0, 1, 1, 1, 1, 1, 1, 0, 1, 0, 0, 0, 1, 1, 0, 1, 1, 1, 1, 1, 1, 1, 1, 0, 0, 1, 0, 0, 0, 0, 1, 1, 1, 1, 0, 0, 0, 1, 0, 0, 0, 0, 0, 0, 0, 1, 0, 0, 1, 0, 1, 0, 0, 1, 0, 1, 1, 0, 0, 1, 0, 0, 0, 1, 0, 1, 0, 1, 1, 0, 0, 1, 1, 0, 1, 0, 0, 1, 1, 0, 0, 1}, {0, 0, 0, 1, 0, 0, 0, 0, 0, 1, 1, 0, 0, 0, 1, 0, 1, 1, 0, 1, 0, 1, 1, 1, 1, 0, 1, 1, 0, 1, 0, 1, 0, 0, 0, 0, 1, 0, 0, 1, 0, 1, 1, 0, 1, 1, 1, 1, 1, 0, 1, 0, 1, 1, 1, 0, 1, 1, 0, 1, 0, 0, 0, 1, 0, 1, 1, 0, 1, 0, 1, 1, 0, 1, 1, 1, 1, 1, 0, 1, 0, 1, 0, 0, 0, 0, 0, 0, 0, 1, 1, 0, 0, 0, 0, 0, 1, 1, 1, 0, 1, 1, 0, 0, 0, 1, 0, 0, 0, 1, 1, 1, 1, 0, 1, 0, 1, 0, 1, 0, 1, 0, 1, 1, 0, 0, 0, 1}, {0, 1, 0, 0, 1, 0, 1, 1, 1, 0, 0, 1, 1, 0, 1, 1, 0, 0, 1, 1, 0, 1, 1, 1, 1, 0, 0, 1, 1, 0, 1, 0, 1, 1, 1, 1, 0, 1, 1, 1, 0, 1, 1, 0, 1, 1, 1, 1, 1, 1, 0, 0, 1, 0, 1, 0, 1, 0, 1, 0, 0, 1, 0, 1, 1, 0, 0, 0, 0, 0, 1, 1, 0, 1, 1, 1, 1, 0, 1, 0, 1, 1, 0, 0, 0, 1, 1, 1, 1, 1, 1, 0, 0, 0, 0, 1, 0, 0, 0, 1, 1, 0, 0, 1, 1, 0, 1, 0, 1, 0, 0, 1, 0, 0, 1, 1, 1, 1, 0, 1, 1, 0, 1, 1, 0, 1, 0, 0}, {0, 1, 1, 0, 1, 1, 0, 0, 0, 0, 0, 1, 1, 0, 0, 1, 0, 0, 0, 1, 1, 0, 0, 1, 0, 0, 1, 1, 0, 1, 1, 0, 1, 1, 0, 1, 1, 1, 0, 1, 1, 1, 1, 0, 0, 1, 1, 1, 0, 0, 1, 1, 0, 1, 1, 0, 1, 0, 1, 1, 1, 0, 0, 0, 1, 0, 0, 1, 0, 1, 0, 1, 1, 1, 0, 1, 1, 0, 1, 0, 1, 1, 0, 0, 0, 1, 1, 1, 0, 1, 1, 0, 1, 0, 1, 0, 0, 0, 0, 1, 1, 0, 1, 1, 1, 1, 1, 0, 0, 0, 1, 1, 0, 0, 0, 1, 1, 1, 1, 0, 0, 0, 1, 1, 0, 1, 1, 0}, {1, 0, 1, 1, 0, 1, 0, 0, 1, 1, 0, 0, 0, 0, 0, 0, 0, 0, 0, 0, 0, 1, 1, 0, 1, 0, 1, 0, 1, 0, 0, 1, 1, 0, 1, 1, 1, 0, 1, 0, 0, 1, 1, 0, 1, 1, 0, 0, 0, 0, 1, 0, 0, 0, 0, 1, 0, 1, 1, 1, 1, 0, 0, 1, 0, 0, 1, 1, 0, 0, 0, 1, 0, 1, 0, 0, 0, 0, 1, 0, 1, 1, 0, 1, 1, 0, 0, 1, 0, 0, 1, 1, 0, 1, 0, 0, 0, 0, 1, 0, 1, 0, 1, 0, 0, 0, 0, 1, 0, 1, 0, 1, 0, 0, 1, 1, 1, 0, 0, 1, 1, 1, 1, 0, 1, 0, 1, 1}, {1, 0, 1, 1, 0, 1, 0, 0, 1, 1, 1, 0, 1, 1, 1, 1, 0, 1, 1, 0, 0, 1, 1, 0, 1, 0, 1, 1, 1, 1, 0, 0, 0, 1, 0, 1, 0, 0, 1, 1, 0, 1, 1, 1, 0, 0, 0, 1, 0, 0, 1, 1, 0, 0, 1, 0, 0, 0, 0, 0, 1, 1, 1, 0, 0, 0, 0, 0, 1, 0, 1, 1, 1, 0, 1, 0, 0, 0, 1, 0, 0, 1, 0, 1, 0, 1, 1, 0, 1, 1, 0, 0, 0, 0, 1, 0, 1, 0, 0, 0, 0, 1, 0, 1, 0, 1, 0, 0, 0, 1, 1, 0, 1, 1, 1, 0, 1, 1, 0, 0, 0, 1, 1, 1, 1, 0, 1, 1}, {0, 1, 1, 1, 0, 0, 1, 0, 0, 1, 0, 1, 1, 1, 1, 0, 0, 0, 1, 0, 1, 1, 0, 1, 1, 0, 0, 1, 0, 1, 1, 0, 1, 0, 1, 1, 1, 0, 0, 0, 0, 1, 1, 1, 0, 0, 0, 0, 0, 1, 0, 0, 0, 1, 0, 1, 0, 0, 0, 0, 0, 0, 0, 0, 1, 1, 0, 1, 1, 0, 0, 1, 1, 1, 0, 1, 0, 1, 0, 0, 1, 1, 1, 0, 0, 0, 1, 1, 0, 0, 0, 0, 1, 1, 1, 1, 0, 1, 0, 1, 0, 0, 0, 0, 0, 1, 0, 1, 1, 0, 0, 1, 1, 0, 0, 1, 1, 1, 0, 0, 1, 0, 1, 0, 0, 1, 1, 1}, {1, 0, 1, 1, 1, 0, 0, 1, 0, 0, 0, 0, 1, 0, 1, 1, 1, 0, 1, 0, 0, 1, 0, 1, 1, 0, 1, 1, 1, 0, 0, 1, 0, 1, 1, 0, 1, 1, 1, 0, 0, 0, 0, 0, 0, 1, 0, 0, 1, 1, 0, 0, 1, 1, 1, 1, 0, 0, 1, 0, 1, 1, 0, 1, 1, 1, 0, 0, 0, 0, 0, 1, 0, 0, 1, 1, 1, 0, 1, 1, 0, 1, 0, 1, 0, 1, 1, 0, 1, 1, 1, 1, 0, 0, 1, 0, 1, 0, 1, 1, 1, 1, 1, 0, 0, 0, 1, 0, 1, 1, 1, 1, 0, 0, 1, 1, 1, 0, 1, 0, 0, 1, 0, 0, 1, 0, 1, 1}, {0, 0, 0, 1, 1, 0, 1, 1, 1, 0, 0, 1, 1, 0, 0, 1, 0, 1, 1, 1, 1, 1, 0, 1, 0, 0, 0, 1, 0, 0, 1, 1, 0, 1, 0, 0, 1, 0, 0, 1, 1, 0, 0, 1, 0, 0, 0, 1, 1, 0, 1, 0, 1, 0, 0, 0, 0, 1, 1, 0, 1, 0, 0, 1, 0, 0, 0, 1, 0, 1, 0, 1, 1, 0, 0, 0, 1, 0, 0, 1, 0, 0, 1, 0, 0, 1, 1, 1, 0, 0, 0, 0, 1, 1, 1, 0, 1, 1, 1, 0, 0, 0, 1, 1, 1, 1, 0, 0, 0, 0, 1, 1, 0, 0, 1, 1, 0, 1, 0, 0, 0, 0, 1, 0, 0, 0, 0, 1}, {1, 0, 1, 0, 0, 0, 0, 0, 0, 1, 1, 0, 1, 0, 0, 0, 1, 1, 1, 1, 0, 1, 1, 0, 1, 0, 0, 0, 1, 1, 0, 1, 1, 0, 0, 1, 0, 0, 1, 0, 0, 0, 0, 0, 0, 1, 0, 1, 1, 1, 0, 1, 0, 0, 0, 0, 0, 0, 1, 1, 0, 1, 0, 1, 0, 0, 0, 1, 1, 1, 0, 1, 0, 0, 0, 1, 1, 0, 0, 1, 0, 1, 1, 1, 1, 0, 0, 1, 1, 1, 0, 1, 0, 1, 1, 0, 1, 1, 0, 0, 0, 1, 1, 1, 1, 1, 1, 0, 1, 0, 1, 1, 0, 1, 0, 0, 0, 0, 1, 1, 0, 0, 1, 0, 1, 0, 1, 0}, {0, 1, 1, 0, 1, 1, 1, 0, 0, 0, 0, 1, 1, 1, 0, 1, 0, 1, 1, 1, 0, 1, 0, 1, 1, 0, 1, 1, 1, 1, 0, 1, 0, 1, 0, 1, 1, 1, 0, 0, 1, 0, 1, 0, 1, 1, 0, 0, 1, 1, 0, 1, 0, 1, 1, 1, 0, 0, 1, 1, 1, 0, 0, 1, 1, 1, 1, 1, 1, 1, 1, 1, 0, 0, 0, 0, 1, 0, 0, 0, 0, 0, 0, 1, 1, 0, 0, 1, 0, 1, 0, 0, 0, 0, 1, 1, 1, 1, 0, 0, 0, 1, 1, 0, 1, 1, 1, 0, 0, 1, 1, 0, 0, 0, 0, 0, 1, 0, 0, 1, 1, 1, 0, 1, 0, 1, 1, 0}, {0, 0, 0, 0, 1, 0, 1, 1, 1, 0, 1, 1, 0, 1, 1, 0, 0, 0, 0, 1, 0, 0, 0, 1, 1, 1, 1, 0, 1, 0, 0, 0, 0, 0, 1, 0, 1, 0, 1, 1, 1, 1, 1, 1, 0, 1, 0, 1, 1, 0, 1, 0, 1, 0, 0, 1, 0, 1, 1, 0, 1, 1, 1, 1, 0, 1, 1, 0, 1, 0, 1, 1, 0, 1, 0, 0, 0, 0, 1, 1, 1, 1, 0, 0, 1, 1, 0, 1, 1, 0, 0, 1, 1, 1, 1, 1, 0, 0, 1, 1, 1, 0, 0, 0, 0, 0, 0, 1, 0, 1, 1, 0, 1, 0, 1, 0, 1, 1, 0, 1, 0, 1, 0, 0, 0, 0, 0, 0}, {1, 1, 0, 1, 1, 0, 1, 0, 1, 1, 0, 1, 1, 0, 0, 0, 1, 0, 1, 0, 1, 0, 1, 0, 0, 0, 1, 0, 1, 1, 1, 1, 1, 0, 1, 0, 1, 1, 0, 1, 0, 1, 1, 1, 0, 0, 1, 0, 1, 1, 1, 0, 1, 1, 1, 1, 0, 1, 1, 1, 1, 1, 1, 1, 0, 0, 0, 0, 0, 1, 1, 0, 0, 0, 0, 1, 1, 1, 1, 0, 1, 0, 0, 0, 1, 1, 0, 0, 0, 1, 1, 0, 0, 1, 1, 1, 0, 1, 0, 0, 0, 1, 1, 0, 1, 0, 0, 1, 1, 0, 1, 0, 0, 1, 0, 1, 0, 1, 1, 0, 1, 1, 0, 1, 1, 1, 0, 1}, {1, 1, 0, 0, 0, 0, 0, 0, 0, 1, 1, 1, 0, 1, 0, 0, 0, 1, 1, 0, 0, 0, 0, 0, 1, 1, 0, 1, 1, 1, 1, 1, 1, 0, 0, 1, 0, 0, 1, 0, 1, 0, 1, 0, 0, 0, 1, 0, 1, 1, 0, 1, 1, 1, 0, 0, 0, 0, 0, 0, 1, 0, 1, 0, 0, 0, 1, 1, 1, 1, 0, 1, 1, 1, 1, 0, 0, 0, 1, 1, 1, 0, 0, 1, 0, 1, 1, 0, 0, 1, 0, 0, 0, 1, 1, 1, 1, 1, 0, 1, 0, 0, 1, 0, 1, 1, 1, 0, 1, 1, 1, 0, 1, 1, 1, 0, 0, 0, 0, 1, 1, 0, 1, 1, 1, 1, 0, 0}, {1, 0, 1, 0, 0, 1, 0, 0, 1, 1, 1, 1, 1, 1, 0, 0, 1, 1, 1, 0, 0, 1, 0, 1, 0, 1, 0, 0, 1, 1, 1, 0, 1, 1, 0, 0, 0, 1, 0, 0, 0, 0, 0, 0, 1, 0, 1, 0, 1, 0, 0, 1, 0, 0, 1, 1, 0, 1, 1, 1, 1, 0, 1, 1, 0, 1, 0, 1, 0, 0, 1, 0, 1, 0, 0, 0, 1, 0, 1, 1, 0, 0, 1, 0, 1, 1, 0, 0, 0, 0, 1, 0, 0, 0, 1, 1, 0, 0, 1, 1, 1, 0, 1, 0, 1, 1, 1, 1, 1, 1, 1, 0, 1, 0, 1, 1, 0, 0, 1, 0, 1, 1, 0, 0, 1, 0, 1, 0}, {1, 1, 0, 0, 1, 1, 0, 1, 1, 1, 1, 1, 1, 1, 0, 1, 1, 1, 0, 1, 1, 0, 0, 1, 1, 0, 1, 0, 0, 0, 0, 1, 1, 0, 0, 1, 0, 0, 0, 1, 0, 1, 1, 0, 0, 0, 1, 0, 0, 0, 1, 0, 1, 0, 0, 1, 1, 1, 1, 1, 1, 0, 0, 1, 1, 1, 0, 1, 0, 0, 1, 0, 0, 0, 1, 0, 0, 1, 1, 1, 0, 1, 0, 0, 0, 0, 0, 1, 0, 1, 0, 0, 0, 0, 1, 0, 0, 0, 1, 0, 1, 1, 1, 1, 0, 0, 0, 0, 1, 1, 1, 0, 1, 1, 1, 1, 0, 1, 0, 1, 1, 1, 1, 1, 1, 1, 0, 0}, {1, 0, 0, 0, 0, 1, 0, 0, 0, 0, 0, 0, 0, 1, 1, 1, 0, 0, 0, 0, 1, 0, 1, 0, 0, 0, 0, 0, 0, 1, 0, 0, 0, 0, 0, 1, 0, 1, 0, 0, 0, 1, 0, 0, 1, 1, 1, 0, 0, 1, 0, 1, 0, 0, 1, 1, 1, 1, 1, 1, 1, 0, 0, 1, 1, 0, 1, 0, 1, 0, 1, 1, 0, 0, 1, 1, 0, 1, 1, 1, 0, 1, 1, 1, 1, 1, 1, 1, 1, 0, 1, 1, 0, 1, 1, 0, 1, 1, 0, 0, 0, 1, 1, 1, 1, 1, 0, 1, 0, 1, 0, 1, 1, 0, 1, 1, 1, 1, 1, 0, 0, 0, 1, 1, 1, 0, 0, 0}, {0, 1, 1, 0, 0, 0, 0, 0, 0, 1, 0, 0, 0, 0, 0, 1, 0, 0, 1, 1, 1, 1, 1, 0, 1, 0, 0, 0, 0, 0, 1, 1, 1, 1, 1, 1, 0, 0, 1, 0, 0, 1, 1, 1, 1, 1, 0, 1, 0, 0, 1, 0, 0, 1, 1, 0, 0, 1, 1, 1, 0, 0, 1, 1, 1, 0, 0, 1, 1, 1, 0, 1, 0, 0, 0, 0, 1, 1, 1, 0, 0, 0, 0, 1, 0, 0, 0, 1, 1, 1, 0, 0, 1, 0, 1, 1, 1, 1, 0, 0, 0, 0, 1, 1, 1, 0, 0, 0, 1, 0, 0, 1, 1, 0, 1, 0, 0, 0, 0, 0, 1, 0, 0, 1, 0, 1, 1, 0}, {0, 0, 1, 1, 1, 0, 0, 0, 0, 0, 1, 1, 0, 1, 0, 1, 0, 1, 0, 1, 1, 0, 1, 0, 1, 1, 0, 0, 1, 0, 1, 1, 1, 1, 0, 1, 1, 1, 1, 0, 1, 0, 1, 1, 0, 0, 1, 0, 0, 1, 0, 0, 1, 1, 0, 0, 1, 1, 0, 1, 0, 1, 1, 0, 1, 0, 0, 1, 1, 1, 0, 0, 0, 1, 0, 0, 0, 0, 1, 0, 1, 0, 1, 0, 1, 1, 0, 1, 1, 0, 0, 0, 0, 0, 0, 1, 1, 1, 1, 1, 0, 0, 0, 1, 1, 0, 0, 0, 0, 1, 1, 0, 0, 0, 1, 1, 1, 0, 1, 1, 0, 1, 1, 1, 0, 0, 1, 1}, {1, 0, 0, 0, 0, 0, 0, 1, 0, 0, 1, 1, 0, 1, 1, 0, 1, 0, 1, 0, 0, 0, 1, 1, 1, 1, 0, 0, 0, 0, 1, 1, 0, 0, 1, 1, 0, 1, 1, 0, 1, 1, 1, 0, 1, 0, 1, 0, 1, 0, 0, 1, 1, 1, 0, 1, 1, 0, 0, 0, 1, 1, 1, 0, 0, 1, 1, 0, 1, 1, 0, 1, 0, 1, 1, 0, 1, 0, 0, 1, 0, 1, 0, 0, 0, 1, 1, 0, 1, 1, 1, 1, 0, 1, 0, 0, 0, 0, 0, 0, 1, 0, 1, 1, 0, 1, 0, 1, 1, 0, 1, 0, 1, 1, 0, 0, 1, 1, 1, 0, 0, 0, 0, 1, 1, 0, 0, 0}, {1, 1, 1, 0, 0, 1, 0, 0, 1, 0, 1, 0, 0, 0, 1, 1, 0, 0, 1, 1, 0, 1, 1, 1, 1, 1, 1, 0, 1, 0, 1, 1, 0, 0, 1, 0, 1, 1, 0, 1, 0, 0, 0, 0, 1, 0, 1, 1, 0, 1, 0, 0, 0, 0, 1, 1, 1, 0, 1, 0, 1, 0, 0, 0, 0, 1, 0, 0, 0, 0, 0, 0, 1, 1, 1, 1, 1, 0, 0, 1, 0, 1, 0, 1, 1, 0, 1, 1, 1, 0, 0, 1, 0, 1, 0, 1, 0, 1, 0, 0, 1, 1, 0, 0, 0, 0, 1, 0, 0, 0, 1, 1, 0, 0, 0, 1, 0, 0, 1, 1, 0, 1, 1, 0, 1, 1, 1, 0}, {1, 0, 1, 1, 0, 0, 0, 0, 1, 0, 1, 0, 0, 0, 1, 1, 0, 0, 0, 1, 0, 0, 1, 0, 1, 1, 1, 0, 1, 1, 1, 1, 0, 1, 1, 1, 1, 0, 0, 0, 1, 0, 0, 0, 1, 1, 1, 0, 0, 0, 0, 1, 0, 1, 1, 0, 0, 1, 0, 1, 0, 1, 1, 0, 0, 0, 0, 1, 1, 0, 1, 0, 0, 0, 1, 0, 0, 1, 1, 1, 1, 0, 0, 1, 0, 0, 0, 1, 0, 1, 1, 0, 1, 1, 0, 1, 1, 1, 0, 0, 1, 0, 0, 1, 0, 1, 0, 0, 0, 1, 0, 0, 0, 0, 0, 0, 1, 0, 1, 0, 1, 1, 0, 1, 1, 0, 1, 1}, {1, 1, 0, 0, 0, 0, 1, 1, 1, 0, 1, 0, 0, 1, 0, 0, 0, 0, 1, 0, 1, 0, 1, 0, 1, 1, 0, 1, 1, 1, 0, 0, 1, 0, 1, 0, 1, 0, 1, 1, 0, 1, 1, 0, 0, 0, 1, 0, 0, 0, 0, 0, 1, 1, 1, 1, 1, 1, 1, 1, 0, 0, 0, 1, 0, 0, 0, 0, 0, 1, 0, 1, 0, 0, 1, 0, 0, 1, 0, 0, 1, 0, 0, 1, 0, 1, 0, 1, 0, 0, 0, 1, 1, 0, 0, 0, 1, 1, 1, 0, 0, 0, 0, 1, 0, 0, 1, 1, 0, 0, 0, 1, 0, 1, 1, 0, 1, 1, 0, 0, 0, 0, 1, 1, 1, 1, 0, 0}, {1, 0, 1, 1, 0, 1, 1, 1, 0, 1, 0, 1, 1, 1, 1, 0, 1, 0, 0, 1, 0, 1, 0, 0, 1, 0, 0, 0, 1, 0, 1, 1, 0, 1, 0, 1, 0, 0, 0, 1, 1, 1, 0, 0, 1, 0, 0, 1, 0, 0, 1, 0, 1, 0, 1, 0, 1, 0, 0, 1, 0, 1, 0, 0, 1, 1, 1, 1, 1, 0, 0, 0, 0, 0, 1, 0, 0, 1, 0, 0, 0, 0, 1, 0, 0, 0, 0, 1, 0, 0, 1, 0, 1, 0, 1, 0, 0, 0, 1, 0, 1, 1, 0, 0, 0, 0, 0, 0, 1, 1, 0, 1, 0, 0, 1, 1, 0, 0, 1, 1, 1, 1, 1, 0, 1, 0, 1, 1}, {1, 0, 1, 0, 1, 0, 0, 1, 1, 1, 0, 1, 0, 0, 0, 1, 1, 0, 0, 0, 0, 0, 1, 0, 1, 0, 1, 0, 1, 1, 0, 1, 1, 0, 0, 1, 1, 1, 0, 1, 1, 1, 1, 0, 1, 0, 0, 0, 0, 1, 0, 1, 1, 0, 1, 0, 1, 0, 0, 0, 1, 0, 0, 1, 0, 0, 0, 1, 0, 0, 1, 0, 1, 1, 1, 1, 1, 1, 1, 1, 0, 0, 1, 1, 1, 1, 1, 0, 0, 1, 0, 0, 0, 0, 0, 0, 1, 0, 0, 0, 0, 1, 1, 1, 1, 1, 0, 0, 0, 1, 0, 1, 0, 1, 1, 0, 1, 1, 0, 1, 1, 1, 1, 1, 1, 0, 1, 0}, {1, 0, 1, 1, 0, 1, 0, 1, 1, 1, 1, 1, 0, 0, 1, 1, 1, 0, 1, 1, 1, 0, 0, 1, 0, 1, 0, 0, 0, 1, 0, 0, 0, 0, 0, 0, 1, 0, 1, 1, 0, 0, 1, 0, 0, 1, 0, 0, 0, 1, 1, 0, 1, 1, 0, 0, 0, 1, 0, 1, 1, 1, 0, 1, 1, 0, 1, 0, 1, 0, 0, 1, 0, 0, 1, 0, 1, 1, 1, 1, 1, 1, 0, 0, 1, 0, 1, 0, 1, 0, 0, 1, 0, 0, 0, 0, 1, 0, 1, 1, 0, 0, 0, 0, 0, 1, 1, 0, 0, 1, 1, 0, 0, 0, 0, 1, 1, 1, 0, 0, 1, 0, 1, 1, 1, 0, 1, 1}, {0, 1, 0, 0, 1, 1, 1, 1, 0, 1, 1, 1, 0, 0, 0, 1, 1, 0, 0, 1, 0, 1, 0, 1, 0, 0, 1, 1, 0, 0, 0, 1, 0, 1, 0, 0, 0, 1, 1, 0, 1, 0, 1, 1, 0, 0, 0, 1, 1, 1, 1, 1, 1, 0, 1, 1, 1, 1, 0, 1, 0, 1, 0, 0, 1, 1, 1, 0, 0, 0, 0, 0, 1, 0, 0, 1, 0, 1, 1, 1, 0, 0, 1, 1, 0, 0, 1, 0, 0, 1, 1, 1, 1, 0, 0, 0, 0, 0, 0, 1, 0, 0, 1, 1, 0, 1, 1, 1, 0, 1, 0, 1, 1, 0, 0, 1, 1, 0, 0, 0, 1, 0, 1, 1, 0, 1, 0, 0}, {0, 1, 0, 0, 0, 1, 0, 1, 0, 1, 1, 0, 1, 0, 0, 0, 1, 1, 1, 0, 0, 1, 1, 1, 0, 0, 0, 0, 1, 0, 1, 1, 0, 1, 0, 1, 0, 1, 0, 0, 1, 0, 1, 1, 0, 0, 0, 1, 1, 0, 0, 0, 0, 1, 1, 0, 1, 0, 1, 1, 1, 0, 1, 1, 0, 0, 0, 0, 1, 0, 1, 1, 0, 1, 0, 1, 1, 0, 0, 0, 1, 1, 0, 0, 1, 1, 1, 0, 0, 1, 1, 1, 0, 1, 1, 0, 0, 1, 0, 0, 1, 0, 0, 0, 1, 0, 0, 1, 0, 1, 1, 0, 1, 1, 0, 0, 0, 1, 1, 0, 1, 1, 1, 1, 0, 1, 0, 0}, {0, 1, 0, 0, 0, 1, 1, 0, 1, 1, 0, 1, 1, 1, 1, 0, 1, 0, 1, 0, 1, 0, 0, 1, 0, 0, 0, 0, 1, 1, 0, 1, 0, 1, 0, 1, 0, 1, 1, 1, 0, 0, 1, 1, 1, 0, 1, 1, 0, 1, 0, 0, 0, 1, 0, 1, 0, 0, 1, 0, 0, 1, 0, 0, 0, 0, 0, 0, 1, 1, 0, 0, 0, 1, 0, 1, 1, 1, 0, 0, 1, 0, 0, 1, 1, 0, 1, 0, 0, 0, 0, 0, 0, 1, 0, 1, 0, 1, 1, 0, 1, 1, 0, 1, 0, 1, 1, 1, 0, 0, 1, 1, 1, 1, 1, 1, 1, 0, 1, 1, 1, 0, 0, 0, 0, 1, 0, 0}, {0, 0, 0, 1, 1, 1, 0, 1, 1, 1, 1, 1, 0, 1, 0, 0, 1, 0, 1, 0, 0, 1, 1, 1, 0, 0, 0, 0, 1, 1, 0, 1, 1, 0, 0, 0, 1, 0, 0, 1, 0, 0, 0, 0, 1, 0, 1, 0, 1, 0, 0, 0, 1, 0, 0, 0, 0, 0, 1, 1, 1, 0, 0, 1, 1, 1, 1, 1, 0, 0, 1, 1, 1, 1, 1, 0, 1, 1, 1, 1, 0, 1, 1, 0, 0, 0, 1, 0, 1, 0, 1, 1, 0, 1, 1, 0, 0, 0, 0, 0, 0, 0, 1, 0, 1, 0, 0, 1, 1, 1, 1, 0, 0, 0, 0, 0, 1, 0, 1, 0, 1, 0, 1, 1, 0, 0, 0, 1}, {0, 1, 1, 0, 1, 0, 0, 1, 1, 1, 0, 0, 1, 1, 0, 0, 0, 1, 0, 1, 1, 0, 0, 1, 1, 0, 0, 1, 1, 1, 1, 1, 0, 0, 0, 1, 1, 1, 1, 1, 1, 0, 1, 0, 0, 0, 0, 0, 0, 1, 1, 0, 0, 1, 0, 0, 0, 0, 1, 0, 1, 1, 1, 0, 0, 1, 1, 1, 1, 1, 0, 1, 0, 0, 0, 1, 1, 1, 1, 0, 1, 1, 0, 1, 0, 0, 1, 1, 0, 0, 0, 1, 1, 0, 1, 1, 0, 0, 0, 1, 1, 1, 0, 1, 0, 0, 0, 1, 1, 1, 0, 0, 1, 1, 1, 0, 0, 1, 0, 1, 1, 0, 1, 1, 0, 1, 1, 0}, {1, 0, 1, 0, 0, 1, 1, 1, 0, 0, 1, 0, 0, 0, 1, 1, 0, 0, 1, 0, 1, 1, 1, 1, 0, 1, 1, 0, 0, 0, 0, 0, 0, 0, 0, 1, 1, 0, 1, 0, 1, 0, 1, 0, 1, 1, 1, 1, 0, 0, 0, 0, 1, 1, 1, 0, 0, 1, 1, 1, 0, 0, 1, 1, 1, 0, 1, 1, 0, 1, 1, 1, 1, 0, 1, 0, 1, 1, 1, 0, 1, 1, 0, 1, 0, 0, 0, 1, 1, 1, 1, 1, 1, 1, 1, 1, 0, 1, 1, 1, 1, 1, 1, 1, 1, 1, 0, 1, 0, 1, 0, 1, 1, 1, 0, 0, 1, 1, 0, 0, 0, 1, 0, 0, 1, 0, 1, 0}, {1, 1, 0, 1, 1, 1, 1, 1, 0, 0, 0, 0, 0, 0, 0, 1, 0, 0, 0, 0, 1, 1, 1, 0, 1, 0, 1, 1, 0, 1, 0, 1, 1, 0, 0, 1, 1, 0, 1, 1, 0, 0, 1, 0, 0, 1, 1, 1, 1, 1, 0, 0, 1, 0, 1, 0, 1, 1, 0, 1, 0, 0, 0, 0, 1, 1, 1, 1, 1, 1, 0, 1, 1, 1, 0, 0, 1, 0, 1, 0, 1, 0, 1, 1, 1, 0, 0, 1, 0, 1, 1, 0, 0, 0, 0, 0, 0, 0, 0, 1, 1, 0, 0, 1, 1, 0, 0, 0, 0, 0, 1, 0, 0, 0, 1, 0, 0, 0, 0, 0, 1, 0, 0, 1, 1, 1, 0, 1}, {1, 1, 0, 1, 0, 0, 1, 0, 1, 0, 0, 0, 0, 0, 0, 1, 0, 1, 0, 1, 1, 0, 1, 0, 0, 1, 0, 0, 0, 1, 1, 0, 1, 0, 0, 1, 1, 0, 1, 0, 1, 1, 1, 0, 1, 0, 0, 1, 0, 0, 1, 1, 1, 1, 0, 1, 1, 0, 0, 0, 0, 1, 1, 0, 1, 1, 0, 0, 0, 1, 0, 0, 1, 0, 1, 1, 0, 1, 0, 0, 0, 1, 0, 1, 0, 0, 1, 0, 0, 0, 1, 1, 0, 1, 0, 1, 1, 1, 0, 1, 1, 1, 0, 1, 1, 0, 1, 0, 0, 1, 1, 1, 1, 0, 0, 1, 1, 0, 1, 0, 1, 1, 0, 0, 1, 1, 0, 1}, {0, 0, 1, 1, 0, 0, 1, 1, 1, 0, 1, 0, 1, 1, 0, 1, 1, 0, 1, 1, 1, 1, 0, 1, 0, 0, 0, 1, 0, 0, 1, 0, 1, 1, 1, 1, 0, 1, 0, 0, 0, 1, 0, 1, 0, 0, 1, 1, 0, 0, 0, 1, 1, 0, 1, 0, 0, 1, 0, 0, 1, 1, 1, 1, 1, 0, 0, 0, 1, 0, 1, 1, 1, 1, 1, 0, 1, 0, 0, 0, 1, 0, 0, 0, 1, 0, 0, 0, 1, 0, 1, 0, 1, 0, 0, 1, 1, 1, 1, 1, 0, 1, 0, 1, 1, 0, 0, 0, 0, 1, 0, 1, 0, 0, 1, 1, 0, 0, 1, 1, 0, 1, 0, 0, 0, 0, 1, 1}, {1, 1, 1, 0, 0, 0, 1, 0, 1, 0, 0, 0, 0, 0, 1, 1, 1, 1, 1, 0, 0, 1, 1, 0, 1, 0, 1, 0, 1, 0, 0, 0, 1, 0, 0, 1, 1, 0, 0, 0, 1, 0, 1, 1, 0, 0, 0, 1, 1, 1, 0, 0, 1, 1, 0, 0, 1, 1, 0, 1, 0, 0, 0, 0, 1, 1, 1, 1, 0, 1, 1, 1, 1, 0, 1, 1, 0, 1, 1, 1, 1, 1, 1, 1, 1, 0, 0, 0, 0, 0, 1, 1, 0, 0, 1, 0, 1, 1, 1, 1, 0, 1, 0, 0, 0, 0, 0, 1, 1, 0, 1, 1, 0, 1, 1, 1, 0, 1, 0, 0, 0, 0, 0, 1, 1, 1, 1, 0}, {1, 1, 1, 1, 0, 1, 1, 1, 1, 1, 0, 0, 1, 0, 0, 0, 1, 1, 0, 0, 1, 1, 1, 0, 1, 0, 0, 0, 0, 1, 0, 0, 0, 0, 0, 0, 0, 1, 1, 0, 0, 0, 1, 1, 0, 1, 0, 1, 0, 0, 1, 1, 1, 1, 0, 1, 0, 0, 0, 0, 0, 1, 1, 1, 0, 1, 0, 0, 1, 1, 1, 1, 1, 1, 1, 1, 0, 0, 0, 1, 0, 1, 0, 1, 0, 0, 0, 1, 1, 0, 0, 1, 0, 0, 0, 0, 1, 0, 0, 1, 0, 1, 1, 0, 1, 0, 1, 1, 0, 1, 1, 0, 1, 0, 1, 1, 0, 1, 1, 0, 0, 1, 1, 0, 1, 1, 1, 1}, {0, 1, 0, 0, 0, 1, 0, 1, 0, 1, 0, 0, 0, 0, 0, 0, 1, 0, 0, 0, 1, 1, 1, 0, 0, 1, 1, 0, 0, 0, 0, 0, 0, 1, 1, 1, 1, 0, 1, 1, 1, 0, 1, 1, 1, 1, 1, 0, 0, 0, 0, 0, 0, 1, 0, 1, 1, 0, 0, 0, 1, 1, 1, 0, 0, 0, 0, 1, 1, 0, 1, 0, 1, 0, 0, 1, 1, 0, 0, 0, 0, 0, 0, 1, 0, 0, 0, 0, 0, 0, 1, 1, 1, 1, 1, 1, 0, 1, 1, 1, 1, 0, 0, 0, 0, 0, 0, 0, 0, 0, 0, 0, 0, 0, 0, 1, 0, 0, 1, 0, 0, 0, 1, 0, 0, 1, 0, 0}, {1, 0, 0, 0, 0, 0, 0, 0, 1, 1, 0, 1, 0, 0, 0, 1, 0, 1, 1, 0, 1, 0, 0, 1, 0, 1, 1, 1, 1, 1, 0, 1, 1, 0, 1, 0, 1, 1, 1, 1, 0, 0, 1, 0, 0, 1, 0, 1, 1, 0, 1, 0, 0, 0, 0, 1, 1, 0, 1, 0, 0, 0, 1, 1, 0, 0, 0, 1, 1, 1, 1, 1, 1, 0, 0, 1, 1, 1, 1, 0, 0, 0, 0, 0, 0, 1, 1, 0, 1, 0, 1, 1, 0, 0, 0, 0, 1, 0, 1, 1, 0, 1, 0, 1, 1, 1, 1, 1, 1, 1, 0, 0, 0, 1, 1, 1, 1, 0, 1, 1, 0, 1, 1, 0, 1, 0, 0, 0}, {1, 0, 0, 0, 1, 1, 0, 0, 0, 0, 1, 0, 0, 1, 0, 1, 1, 1, 1, 1, 1, 1, 0, 0, 1, 1, 1, 0, 1, 1, 0, 0, 0, 1, 1, 0, 0, 0, 0, 1, 1, 0, 0, 1, 1, 1, 1, 1, 0, 0, 0, 0, 0, 0, 0, 0, 0, 1, 1, 0, 0, 1, 0, 1, 0, 0, 0, 1, 1, 1, 1, 1, 1, 1, 0, 1, 1, 1, 0, 1, 1, 1, 1, 0, 0, 1, 0, 0, 1, 0, 0, 0, 0, 0, 0, 0, 1, 1, 0, 0, 1, 1, 1, 0, 0, 0, 1, 0, 0, 0, 0, 0, 1, 0, 1, 1, 1, 1, 0, 0, 0, 1, 0, 1, 1, 0, 0, 0}, {1, 1, 0, 1, 1, 0, 0, 1, 1, 1, 0, 1, 0, 0, 1, 0, 0, 0, 1, 1, 1, 1, 0, 0, 0, 0, 0, 1, 1, 1, 1, 0, 1, 1, 0, 1, 0, 1, 0, 1, 0, 1, 1, 0, 0, 0, 1, 0, 1, 0, 1, 1, 0, 1, 1, 1, 0, 0, 1, 1, 0, 1, 0, 1, 1, 0, 0, 1, 0, 0, 0, 0, 0, 1, 1, 1, 1, 0, 1, 0, 0, 0, 1, 1, 0, 1, 1, 1, 0, 0, 0, 0, 1, 1, 1, 0, 1, 0, 0, 1, 0, 1, 1, 0, 1, 0, 0, 1, 1, 1, 0, 1, 0, 0, 0, 1, 0, 1, 1, 1, 0, 0, 0, 1, 1, 1, 0, 1}, {1, 1, 0, 0, 0, 0, 0, 1, 1, 0, 1, 0, 1, 0, 0, 1, 0, 1, 1, 1, 1, 0, 0, 0, 0, 1, 1, 0, 1, 1, 1, 0, 0, 1, 0, 1, 1, 0, 1, 1, 0, 1, 0, 1, 0, 0, 1, 1, 0, 0, 1, 0, 0, 0, 0, 0, 0, 1, 1, 0, 0, 1, 1, 1, 0, 0, 1, 0, 1, 0, 0, 1, 1, 0, 0, 0, 1, 1, 1, 0, 1, 1, 0, 0, 0, 1, 0, 1, 1, 1, 0, 1, 1, 1, 0, 1, 1, 1, 1, 1, 1, 1, 1, 0, 0, 1, 0, 1, 1, 1, 1, 0, 0, 1, 1, 1, 1, 1, 1, 0, 0, 1, 1, 0, 1, 1, 0, 0}, {0, 1, 0, 0, 1, 0, 0, 1, 1, 1, 1, 0, 1, 1, 0, 0, 0, 0, 1, 1, 1, 1, 0, 0, 1, 0, 0, 0, 0, 1, 0, 0, 1, 1, 0, 0, 0, 0, 0, 1, 1, 1, 1, 1, 0, 1, 0, 0, 0, 1, 0, 0, 1, 1, 1, 1, 0, 1, 0, 0, 1, 1, 1, 0, 1, 0, 0, 1, 1, 0, 0, 0, 1, 0, 1, 1, 0, 0, 0, 1, 1, 0, 1, 1, 1, 1, 0, 1, 1, 1, 1, 1, 1, 0, 0, 0, 0, 1, 0, 1, 1, 0, 0, 0, 0, 0, 0, 0, 0, 1, 1, 1, 1, 1, 1, 1, 1, 1, 0, 0, 0, 1, 1, 0, 0, 1, 0, 0}, {1, 0, 0, 1, 1, 0, 0, 0, 1, 1, 0, 1, 0, 0, 1, 1, 1, 1, 1, 0, 0, 1, 0, 1, 1, 1, 1, 1, 0, 0, 0, 0, 1, 1, 0, 0, 0, 1, 0, 0, 1, 1, 0, 1, 1, 0, 1, 0, 0, 1, 0, 0, 0, 0, 0, 0, 0, 0, 1, 0, 1, 1, 0, 0, 1, 0, 0, 0, 0, 1, 1, 0, 0, 0, 1, 1, 1, 1, 1, 0, 1, 1, 1, 1, 0, 0, 0, 0, 1, 1, 0, 1, 1, 0, 0, 0, 0, 0, 0, 0, 1, 1, 0, 1, 0, 1, 0, 1, 0, 1, 0, 1, 1, 0, 1, 0, 0, 0, 1, 0, 0, 0, 0, 1, 1, 0, 0, 1}, {0, 0, 0, 0, 1, 1, 1, 0, 0, 1, 0, 0, 0, 1, 0, 0, 1, 0, 0, 0, 0, 0, 1, 1, 0, 0, 1, 1, 1, 0, 1, 1, 0, 0, 0, 0, 0, 0, 1, 0, 1, 0, 0, 1, 1, 1, 0, 1, 1, 0, 0, 0, 1, 0, 0, 1, 0, 0, 0, 1, 1, 0, 0, 1, 1, 0, 0, 1, 1, 0, 1, 0, 0, 0, 0, 1, 0, 0, 0, 1, 0, 1, 1, 1, 1, 0, 0, 1, 1, 1, 1, 0, 1, 1, 0, 0, 1, 1, 0, 0, 1, 1, 0, 1, 1, 1, 1, 0, 1, 0, 1, 1, 0, 1, 0, 1, 1, 0, 1, 0, 0, 1, 0, 1, 0, 0, 0, 0}, {0, 0, 0, 0, 1, 1, 1, 0, 0, 1, 1, 0, 1, 1, 1, 1, 0, 1, 0, 1, 1, 0, 1, 0, 0, 0, 0, 0, 0, 1, 0, 1, 1, 1, 0, 1, 1, 1, 0, 1, 0, 1, 0, 0, 0, 0, 1, 1, 0, 0, 0, 1, 1, 1, 0, 0, 0, 0, 0, 1, 1, 1, 1, 1, 1, 0, 1, 0, 0, 0, 0, 1, 1, 0, 1, 1, 0, 1, 1, 0, 0, 0, 0, 1, 1, 1, 0, 0, 1, 1, 0, 0, 0, 1, 1, 1, 1, 1, 0, 0, 0, 1, 1, 1, 0, 1, 1, 0, 0, 1, 0, 0, 0, 0, 1, 1, 1, 1, 1, 0, 0, 1, 1, 0, 0, 0, 0, 0}, {0, 1, 0, 0, 1, 0, 0, 0, 0, 0, 1, 1, 1, 0, 1, 1, 0, 0, 1, 1, 0, 0, 1, 0, 1, 0, 1, 0, 1, 1, 0, 1, 1, 1, 1, 0, 0, 0, 1, 0, 1, 0, 0, 0, 1, 1, 0, 1, 0, 1, 0, 0, 0, 0, 0, 0, 0, 1, 0, 1, 1, 0, 1, 0, 1, 0, 0, 0, 0, 0, 1, 1, 0, 1, 0, 1, 1, 0, 0, 1, 1, 0, 0, 1, 0, 0, 1, 0, 0, 1, 0, 0, 0, 0, 0, 0, 0, 0, 0, 1, 1, 0, 0, 0, 0, 1, 0, 0, 1, 1, 0, 1, 1, 0, 0, 0, 1, 1, 0, 1, 0, 1, 1, 0, 0, 1, 0, 0}, {1, 0, 1, 1, 0, 1, 0, 0, 0, 1, 0, 0, 0, 0, 0, 1, 1, 1, 0, 1, 1, 1, 0, 1, 0, 1, 0, 0, 1, 1, 1, 0, 1, 0, 1, 1, 0, 1, 1, 0, 1, 0, 1, 0, 1, 1, 1, 0, 1, 1, 0, 0, 0, 0, 1, 0, 0, 1, 1, 0, 1, 1, 0, 1, 1, 1, 0, 1, 0, 0, 1, 0, 0, 1, 1, 0, 1, 1, 1, 0, 0, 1, 0, 1, 0, 0, 1, 1, 1, 0, 0, 0, 1, 1, 0, 1, 1, 1, 1, 1, 0, 0, 1, 1, 0, 0, 1, 0, 1, 1, 1, 1, 1, 1, 1, 0, 1, 0, 0, 1, 1, 1, 0, 1, 1, 0, 1, 1}, {1, 1, 1, 0, 1, 0, 1, 1, 0, 0, 1, 0, 0, 0, 1, 0, 1, 1, 1, 0, 0, 0, 1, 1, 1, 0, 1, 0, 1, 0, 1, 0, 0, 0, 0, 0, 0, 0, 1, 0, 0, 0, 0, 0, 1, 0, 0, 1, 0, 0, 0, 1, 1, 0, 0, 1, 0, 1, 0, 1, 1, 0, 1, 0, 1, 0, 1, 0, 0, 1, 0, 1, 0, 0, 0, 0, 0, 1, 0, 1, 0, 0, 1, 0, 1, 1, 0, 1, 0, 1, 1, 1, 0, 1, 0, 1, 0, 1, 1, 0, 1, 1, 0, 1, 0, 0, 0, 1, 0, 0, 0, 0, 1, 0, 0, 0, 0, 1, 0, 0, 0, 1, 1, 1, 1, 1, 1, 0}, {0, 1, 1, 0, 1, 1, 1, 0, 0, 0, 1, 0, 1, 1, 1, 1, 1, 1, 0, 0, 1, 1, 1, 0, 0, 0, 1, 0, 0, 1, 1, 0, 0, 0, 0, 0, 0, 0, 0, 1, 1, 0, 1, 1, 1, 1, 0, 0, 0, 0, 0, 0, 1, 1, 1, 1, 1, 0, 1, 0, 1, 0, 1, 0, 1, 0, 1, 0, 0, 1, 1, 1, 1, 1, 1, 1, 1, 0, 0, 1, 1, 1, 1, 1, 0, 0, 1, 0, 0, 0, 0, 0, 0, 0, 1, 0, 0, 0, 0, 0, 1, 0, 1, 0, 1, 1, 0, 1, 1, 1, 0, 0, 1, 1, 1, 0, 1, 0, 1, 0, 0, 1, 1, 0, 0, 1, 1, 0}, {0, 1, 0, 0, 1, 1, 1, 1, 1, 1, 0, 1, 0, 1, 1, 1, 1, 1, 0, 1, 0, 1, 1, 0, 0, 0, 0, 0, 0, 1, 1, 1, 0, 1, 0, 1, 1, 0, 1, 0, 1, 1, 0, 1, 1, 0, 1, 1, 1, 0, 1, 0, 0, 1, 1, 1, 0, 0, 1, 1, 1, 1, 1, 0, 1, 1, 0, 0, 1, 1, 0, 1, 0, 1, 1, 1, 1, 1, 1, 0, 0, 1, 0, 1, 0, 1, 0, 0, 0, 0, 0, 0, 0, 0, 0, 1, 1, 1, 1, 0, 1, 1, 0, 0, 1, 0, 0, 0, 0, 1, 0, 0, 1, 0, 0, 1, 1, 1, 1, 0, 1, 1, 1, 0, 0, 1, 0, 0}, {1, 0, 0, 1, 1, 1, 0, 1, 1, 1, 1, 1, 1, 1, 1, 1, 1, 1, 0, 1, 0, 0, 1, 1, 1, 1, 0, 0, 1, 1, 0, 1, 0, 0, 1, 0, 0, 0, 0, 0, 0, 0, 1, 1, 0, 1, 0, 1, 0, 0, 0, 1, 1, 1, 0, 1, 1, 1, 0, 1, 0, 1, 0, 0, 0, 1, 0, 1, 1, 0, 1, 1, 1, 0, 1, 1, 1, 0, 0, 1, 1, 0, 0, 0, 1, 1, 0, 0, 1, 1, 0, 1, 0, 1, 1, 0, 1, 1, 0, 0, 1, 0, 0, 1, 1, 1, 1, 1, 1, 1, 0, 1, 1, 0, 0, 0, 1, 0, 1, 0, 0, 1, 1, 1, 1, 0, 0, 1}, {1, 0, 0, 0, 1, 0, 0, 0, 0, 1, 1, 1, 1, 0, 0, 1, 0, 0, 0, 0, 0, 0, 1, 0, 1, 0, 0, 1, 0, 1, 1, 0, 1, 1, 0, 0, 0, 0, 1, 1, 0, 0, 1, 1, 1, 0, 0, 1, 1, 1, 1, 0, 1, 1, 1, 0, 0, 0, 1, 0, 0, 0, 0, 1, 0, 1, 0, 1, 0, 1, 1, 1, 1, 0, 0, 0, 0, 1, 0, 0, 1, 1, 0, 0, 1, 1, 0, 1, 1, 0, 0, 0, 0, 0, 1, 0, 1, 0, 1, 1, 1, 0, 1, 1, 0, 0, 0, 0, 1, 0, 1, 1, 0, 1, 0, 1, 0, 1, 0, 0, 0, 1, 0, 1, 1, 0, 0, 0}, {1, 1, 1, 0, 1, 0, 1, 1, 1, 1, 0, 0, 1, 0, 1, 0, 0, 1, 0, 1, 1, 1, 0, 0, 1, 1, 1, 1, 0, 0, 1, 1, 0, 0, 1, 0, 1, 0, 1, 0, 0, 1, 1, 0, 1, 1, 0, 0, 1, 0, 1, 0, 1, 1, 1, 0, 1, 0, 1, 1, 0, 1, 0, 0, 1, 0, 0, 1, 0, 0, 1, 1, 1, 0, 1, 1, 0, 0, 0, 1, 1, 1, 0, 0, 1, 1, 1, 0, 1, 0, 1, 1, 1, 0, 1, 0, 0, 0, 1, 0, 0, 1, 0, 0, 0, 0, 0, 0, 1, 1, 0, 1, 0, 1, 0, 0, 0, 0, 0, 1, 0, 0, 0, 1, 1, 1, 1, 0}, {1, 1, 1, 1, 1, 0, 0, 0, 0, 0, 1, 0, 0, 0, 1, 1, 0, 1, 1, 0, 0, 1, 1, 0, 1, 0, 1, 0, 1, 1, 0, 1, 1, 1, 0, 0, 1, 1, 1, 1, 0, 1, 1, 0, 1, 1, 1, 1, 1, 0, 0, 0, 0, 0, 1, 0, 0, 1, 1, 1, 1, 0, 0, 0, 1, 0, 1, 1, 1, 0, 0, 0, 0, 1, 1, 1, 0, 1, 0, 1, 0, 1, 0, 0, 1, 0, 1, 1, 0, 0, 0, 1, 1, 1, 0, 1, 0, 1, 1, 1, 1, 0, 0, 1, 1, 1, 0, 0, 1, 1, 1, 0, 1, 1, 1, 1, 0, 0, 1, 0, 1, 0, 1, 0, 1, 1, 1, 1}, {0, 1, 0, 1, 0, 0, 1, 0, 0, 1, 0, 0, 1, 1, 1, 1, 0, 0, 1, 0, 1, 1, 1, 0, 0, 1, 0, 0, 1, 0, 0, 0, 0, 1, 1, 0, 0, 1, 1, 1, 1, 1, 1, 0, 1, 0, 0, 1, 0, 0, 1, 0, 1, 0, 1, 0, 0, 1, 1, 0, 1, 1, 1, 1, 1, 1, 1, 0, 1, 1, 1, 0, 1, 1, 0, 0, 0, 1, 0, 1, 0, 1, 1, 1, 0, 0, 1, 1, 0, 1, 1, 1, 0, 1, 1, 1, 0, 0, 0, 1, 1, 0, 1, 1, 0, 1, 0, 0, 0, 1, 0, 1, 0, 0, 0, 0, 1, 1, 0, 1, 0, 0, 1, 1, 0, 1, 0, 1}, {1, 0, 0, 0, 0, 0, 1, 0, 1, 1, 0, 0, 1, 0, 0, 0, 0, 0, 1, 1, 0, 1, 1, 1, 0, 1, 1, 1, 1, 0, 0, 1, 0, 1, 0, 1, 1, 1, 1, 0, 1, 0, 0, 1, 0, 0, 0, 0, 0, 1, 0, 0, 1, 1, 1, 1, 0, 0, 1, 0, 0, 0, 0, 0, 0, 0, 1, 1, 1, 0, 0, 1, 1, 0, 1, 0, 0, 1, 0, 0, 1, 0, 0, 0, 0, 0, 0, 0, 1, 1, 1, 1, 0, 1, 1, 0, 1, 1, 1, 1, 0, 0, 1, 0, 1, 0, 0, 0, 1, 1, 1, 0, 0, 0, 0, 0, 0, 1, 0, 1, 1, 1, 1, 0, 1, 0, 0, 0}, {1, 0, 1, 1, 0, 0, 0, 1, 1, 0, 0, 1, 0, 1, 0, 1, 0, 1, 0, 0, 1, 1, 1, 0, 1, 0, 0, 0, 0, 1, 1, 1, 0, 1, 0, 1, 0, 0, 0, 1, 0, 1, 1, 0, 1, 1, 0, 1, 0, 1, 0, 0, 1, 0, 0, 1, 0, 1, 0, 0, 0, 0, 1, 0, 0, 0, 1, 0, 0, 0, 1, 0, 1, 1, 0, 0, 0, 1, 1, 1, 0, 0, 0, 0, 1, 0, 1, 1, 0, 1, 1, 1, 1, 1, 1, 1, 0, 0, 0, 0, 1, 0, 1, 0, 1, 1, 1, 0, 0, 0, 0, 1, 1, 0, 1, 0, 1, 0, 0, 1, 0, 0, 1, 1, 1, 0, 1, 1}, {0, 1, 1, 1, 1, 0, 0, 0, 1, 1, 1, 0, 1, 1, 0, 1, 1, 0, 1, 0, 1, 1, 1, 0, 0, 0, 1, 0, 1, 1, 0, 0, 1, 0, 0, 0, 0, 1, 0, 1, 0, 0, 0, 0, 0, 1, 1, 1, 0, 0, 0, 0, 0, 0, 0, 1, 1, 0, 1, 1, 0, 1, 1, 1, 1, 1, 1, 0, 1, 0, 0, 0, 1, 1, 0, 1, 0, 0, 0, 1, 0, 0, 0, 0, 1, 0, 1, 1, 0, 0, 0, 0, 1, 0, 1, 1, 0, 0, 1, 0, 1, 0, 0, 1, 1, 0, 1, 1, 0, 0, 0, 1, 1, 1, 1, 0, 0, 0, 1, 1, 1, 0, 0, 1, 0, 1, 1, 1}, {1, 1, 1, 0, 0, 0, 1, 1, 0, 0, 1, 1, 0, 0, 0, 0, 0, 1, 0, 1, 1, 1, 1, 1, 1, 0, 0, 1, 1, 0, 0, 1, 1, 1, 0, 1, 1, 1, 1, 1, 1, 0, 0, 0, 0, 0, 0, 0, 1, 0, 0, 1, 1, 0, 1, 1, 0, 1, 1, 1, 0, 0, 1, 0, 1, 0, 1, 1, 1, 0, 1, 0, 0, 0, 1, 0, 1, 1, 0, 1, 1, 0, 0, 0, 0, 0, 0, 0, 0, 0, 0, 0, 0, 1, 1, 1, 1, 0, 0, 1, 1, 1, 0, 1, 1, 1, 1, 1, 0, 0, 1, 1, 1, 0, 0, 0, 1, 0, 1, 1, 0, 0, 0, 0, 1, 1, 1, 0}, {0, 0, 0, 1, 0, 0, 1, 1, 1, 0, 1, 1, 0, 1, 1, 0, 1, 0, 1, 0, 1, 1, 1, 1, 0, 1, 1, 1, 0, 0, 0, 0, 1, 0, 0, 0, 1, 1, 0, 1, 0, 1, 0, 0, 0, 0, 1, 0, 0, 1, 0, 1, 0, 1, 1, 0, 0, 0, 1, 0, 1, 1, 1, 0, 0, 0, 0, 1, 1, 1, 0, 0, 1, 0, 1, 0, 0, 1, 1, 0, 1, 1, 0, 1, 1, 1, 1, 1, 0, 1, 0, 1, 1, 1, 0, 1, 1, 0, 0, 0, 1, 0, 0, 1, 0, 1, 1, 1, 0, 1, 0, 1, 1, 1, 1, 0, 0, 0, 0, 0, 1, 1, 0, 1, 0, 0, 0, 1}, {1, 1, 0, 1, 1, 0, 0, 0, 1, 1, 0, 0, 0, 0, 1, 0, 0, 0, 1, 0, 1, 1, 0, 1, 0, 1, 0, 1, 0, 1, 0, 1, 0, 0, 1, 0, 1, 1, 1, 0, 1, 0, 1, 1, 1, 1, 0, 0, 1, 1, 1, 1, 0, 1, 0, 1, 1, 1, 1, 1, 1, 0, 1, 1, 1, 0, 0, 1, 1, 0, 1, 0, 0, 1, 1, 1, 0, 1, 0, 1, 1, 1, 0, 1, 1, 1, 1, 1, 1, 0, 0, 1, 0, 0, 1, 1, 0, 0, 0, 1, 0, 1, 0, 1, 0, 0, 0, 1, 1, 1, 0, 0, 1, 1, 0, 0, 0, 1, 0, 0, 0, 0, 1, 1, 1, 1, 0, 1}, {0, 1, 1, 1, 1, 1, 0, 1, 1, 0, 0, 1, 0, 1, 1, 0, 1, 0, 1, 1, 0, 1, 0, 1, 1, 1, 1, 1, 0, 1, 0, 1, 1, 0, 1, 0, 0, 0, 1, 1, 1, 0, 0, 0, 1, 1, 1, 0, 0, 0, 1, 1, 1, 1, 1, 0, 1, 0, 0, 0, 1, 0, 0, 0, 0, 0, 1, 0, 1, 0, 0, 1, 0, 1, 0, 1, 1, 0, 0, 1, 1, 0, 0, 0, 1, 1, 1, 0, 1, 1, 1, 0, 0, 0, 0, 0, 1, 0, 0, 0, 0, 0, 0, 1, 1, 1, 0, 1, 0, 0, 1, 0, 0, 0, 0, 1, 0, 1, 0, 1, 1, 1, 0, 1, 0, 1, 1, 1}, {1, 1, 1, 0, 1, 0, 0, 1, 1, 0, 1, 1, 1, 0, 0, 0, 0, 1, 0, 0, 1, 1, 1, 1, 1, 1, 1, 1, 0, 0, 1, 1, 0, 1, 1, 1, 1, 0, 0, 1, 0, 0, 1, 0, 0, 1, 0, 0, 0, 0, 0, 1, 1, 0, 1, 1, 0, 1, 1, 0, 0, 1, 1, 1, 1, 1, 0, 0, 1, 0, 1, 1, 1, 1, 1, 0, 1, 1, 0, 0, 1, 0, 1, 1, 0, 1, 1, 0, 1, 0, 0, 0, 1, 0, 0, 0, 0, 0, 1, 1, 0, 0, 1, 1, 1, 0, 1, 0, 1, 1, 1, 1, 0, 1, 0, 1, 0, 0, 0, 0, 0, 1, 1, 1, 1, 1, 1, 0}, {0, 1, 0, 0, 1, 1, 0, 0, 0, 0, 1, 0, 1, 0, 1, 1, 0, 1, 0, 1, 1, 0, 1, 0, 1, 1, 1, 0, 0, 0, 0, 1, 1, 0, 0, 0, 1, 1, 0, 1, 0, 0, 1, 1, 1, 0, 1, 0, 1, 0, 1, 1, 0, 1, 0, 1, 0, 0, 0, 1, 1, 0, 0, 1, 0, 0, 0, 0, 0, 1, 1, 1, 0, 1, 0, 0, 1, 1, 0, 1, 1, 0, 0, 0, 0, 1, 0, 1, 0, 1, 1, 0, 0, 1, 0, 1, 1, 0, 1, 0, 0, 0, 1, 0, 1, 1, 1, 0, 1, 0, 1, 0, 1, 0, 1, 1, 1, 0, 0, 1, 0, 1, 1, 0, 0, 1, 0, 0}, {1, 0, 0, 0, 1, 0, 0, 0, 1, 0, 1, 1, 0, 1, 0, 0, 0, 0, 1, 0, 0, 1, 0, 1, 1, 0, 1, 1, 0, 1, 1, 0, 1, 1, 1, 0, 0, 1, 0, 0, 1, 0, 1, 0, 0, 0, 0, 1, 0, 1, 0, 1, 1, 0, 0, 1, 0, 0, 0, 0, 0, 0, 1, 0, 1, 0, 0, 0, 1, 1, 1, 0, 0, 1, 1, 0, 1, 1, 1, 0, 0, 0, 0, 1, 0, 1, 1, 1, 1, 1, 1, 0, 1, 1, 1, 1, 0, 1, 0, 0, 1, 1, 1, 0, 0, 0, 0, 0, 1, 1, 0, 0, 0, 1, 0, 1, 0, 0, 1, 0, 1, 1, 0, 1, 1, 0, 0, 0}, {1, 1, 1, 1, 1, 0, 1, 0, 1, 1, 1, 0, 0, 0, 1, 1, 1, 1, 0, 1, 1, 1, 0, 0, 0, 1, 0, 0, 1, 1, 0, 0, 0, 1, 1, 1, 0, 0, 0, 0, 1, 1, 0, 1, 0, 1, 0, 1, 1, 1, 1, 1, 0, 0, 1, 0, 0, 1, 0, 1, 1, 1, 1, 0, 1, 1, 1, 0, 1, 0, 0, 0, 0, 0, 0, 0, 1, 0, 1, 0, 0, 0, 1, 0, 1, 0, 1, 0, 0, 0, 0, 1, 1, 0, 0, 0, 0, 0, 1, 1, 0, 0, 0, 0, 0, 1, 1, 1, 0, 0, 1, 0, 1, 0, 0, 1, 1, 1, 1, 0, 0, 1, 1, 1, 1, 1, 1, 1}, {1, 0, 1, 1, 1, 1, 0, 1, 1, 1, 0, 0, 0, 1, 0, 1, 0, 1, 0, 1, 1, 1, 0, 0, 0, 0, 0, 0, 0, 1, 0, 1, 0, 0, 0, 1, 1, 0, 0, 0, 1, 1, 0, 0, 0, 1, 1, 1, 0, 1, 0, 1, 1, 0, 0, 1, 0, 0, 0, 1, 1, 0, 1, 1, 0, 1, 1, 0, 1, 0, 0, 0, 0, 1, 1, 1, 1, 0, 0, 0, 0, 0, 0, 0, 0, 1, 0, 0, 0, 1, 1, 1, 1, 0, 0, 1, 1, 1, 1, 1, 0, 0, 0, 0, 0, 1, 1, 0, 1, 0, 0, 1, 0, 0, 0, 1, 0, 1, 1, 1, 1, 1, 0, 1, 1, 0, 1, 1}, {1, 1, 1, 1, 0, 1, 0, 1, 1, 1, 1, 0, 0, 0, 1, 0, 0, 0, 1, 1, 0, 0, 1, 0, 0, 0, 1, 1, 1, 1, 0, 1, 0, 0, 1, 0, 1, 1, 0, 1, 0, 1, 0, 1, 1, 1, 0, 1, 0, 1, 1, 1, 0, 0, 0, 0, 0, 1, 1, 1, 0, 1, 0, 0, 0, 1, 0, 0, 0, 0, 1, 1, 1, 1, 1, 1, 0, 1, 0, 1, 0, 0, 0, 0, 1, 0, 1, 0, 1, 1, 0, 1, 1, 1, 1, 0, 0, 0, 1, 0, 0, 0, 1, 0, 0, 0, 1, 1, 0, 1, 0, 1, 0, 1, 1, 0, 1, 1, 1, 0, 1, 1, 1, 1, 1, 1, 1, 1}, {1, 0, 1, 1, 1, 1, 0, 0, 1, 0, 1, 0, 1, 1, 0, 0, 0, 0, 0, 0, 0, 0, 0, 1, 0, 1, 0, 0, 0, 0, 1, 1, 1, 1, 1, 1, 0, 1, 0, 0, 0, 0, 0, 0, 0, 1, 1, 0, 1, 1, 0, 0, 0, 0, 0, 0, 1, 1, 1, 1, 1, 0, 1, 1, 0, 1, 0, 1, 1, 0, 1, 1, 0, 1, 1, 0, 1, 0, 1, 0, 1, 0, 1, 0, 1, 1, 0, 0, 1, 1, 1, 0, 1, 0, 1, 0, 1, 1, 1, 1, 1, 1, 0, 0, 1, 0, 1, 1, 0, 0, 1, 0, 0, 1, 0, 1, 1, 1, 0, 0, 0, 0, 1, 1, 1, 0, 1, 1}, {0, 1, 0, 0, 0, 0, 1, 1, 1, 1, 1, 0, 0, 1, 1, 0, 1, 1, 0, 0, 1, 1, 1, 1, 1, 0, 0, 1, 1, 0, 1, 1, 0, 1, 0, 1, 0, 1, 0, 0, 0, 1, 1, 0, 1, 1, 1, 1, 0, 1, 1, 1, 1, 0, 1, 0, 0, 1, 0, 1, 1, 0, 0, 0, 0, 0, 0, 0, 0, 1, 0, 0, 0, 0, 1, 0, 1, 1, 1, 1, 0, 1, 1, 1, 0, 0, 0, 0, 1, 0, 0, 0, 0, 0, 1, 1, 0, 1, 1, 1, 0, 0, 0, 1, 0, 1, 1, 0, 1, 0, 0, 1, 0, 1, 1, 1, 0, 1, 1, 1, 0, 1, 0, 1, 0, 1, 0, 0}, {1, 1, 0, 1, 1, 0, 0, 0, 1, 1, 0, 0, 0, 1, 1, 0, 0, 0, 1, 1, 0, 0, 1, 1, 0, 0, 0, 1, 0, 0, 0, 1, 0, 1, 0, 0, 0, 1, 0, 1, 1, 0, 1, 1, 1, 1, 0, 0, 1, 1, 0, 0, 0, 1, 1, 1, 1, 0, 0, 0, 1, 1, 0, 1, 0, 0, 0, 0, 0, 1, 1, 0, 0, 1, 0, 0, 1, 1, 0, 1, 0, 1, 0, 1, 0, 1, 0, 0, 0, 1, 0, 1, 0, 1, 0, 0, 0, 1, 1, 1, 1, 1, 0, 1, 1, 1, 1, 1, 1, 1, 0, 1, 0, 1, 1, 1, 1, 0, 0, 0, 0, 1, 0, 1, 1, 1, 0, 1}};
  //int[][] test = {{1, 0, 0, 0, 1, 0, 1, 0, 0, 0, 0, 1, 0, 0, 0, 0, 1, 1, 0, 1, 0, 0, 1, 1, 0, 1, 0, 0, 0, 1, 0, 0, 1, 1, 0, 1, 1, 0, 1, 1, 0, 0, 1, 0, 1, 1, 1, 0, 1, 1, 0, 1, 1, 1, 0, 1, 0, 1, 1, 0, 0, 0, 0, 0, 0, 0, 1, 1, 1, 0, 0, 0, 0, 1, 0, 0, 0, 1, 0, 0, 0, 1, 0, 1, 0, 1, 0, 1, 1, 1, 1, 1, 0, 1, 0, 1, 0, 0, 0, 1, 1, 1, 1, 1, 0, 1, 1, 1, 0, 1, 0, 0, 1, 0, 1, 0, 1, 1, 0, 0, 1, 1, 0, 1, 1, 0, 0, 0}, {1, 1, 0, 1, 1, 1, 0, 1, 1, 0, 0, 1, 0, 0, 0, 0, 0, 1, 0, 1, 1, 1, 0, 0, 1, 0, 1, 0, 0, 0, 1, 0, 1, 0, 1, 0, 1, 0, 1, 1, 0, 0, 1, 0, 1, 0, 1, 1, 1, 0, 1, 0, 0, 1, 0, 1, 0, 0, 1, 1, 0, 0, 1, 0, 0, 0, 0, 0, 1, 0, 1, 0, 1, 1, 1, 1, 1, 1, 0, 0, 0, 0, 1, 0, 0, 1, 1, 1, 1, 1, 1, 0, 1, 0, 0, 1, 1, 0, 0, 0, 1, 0, 0, 1, 1, 0, 1, 0, 1, 1, 0, 1, 1, 1, 1, 1, 0, 1, 0, 0, 1, 1, 1, 1, 1, 1, 0, 1}, {0, 1, 1, 1, 0, 0, 0, 1, 0, 0, 1, 0, 1, 1, 1, 0, 1, 1, 1, 0, 1, 0, 1, 0, 1, 0, 0, 0, 0, 0, 0, 1, 1, 1, 0, 1, 1, 1, 1, 1, 1, 1, 1, 0, 0, 0, 0, 1, 0, 1, 1, 0, 0, 0, 1, 1, 0, 1, 0, 0, 0, 1, 0, 1, 1, 1, 1, 0, 1, 0, 1, 1, 0, 1, 1, 0, 1, 1, 0, 1, 1, 0, 1, 0, 1, 1, 1, 0, 1, 0, 0, 0, 1, 0, 0, 0, 0, 0, 0, 0, 0, 1, 1, 1, 0, 0, 0, 0, 1, 1, 0, 1, 1, 1, 0, 0, 0, 0, 0, 1, 1, 1, 0, 0, 0, 1, 1, 1}, {0, 0, 1, 1, 0, 0, 1, 0, 1, 0, 1, 0, 1, 1, 1, 1, 0, 0, 0, 0, 1, 0, 0, 1, 1, 0, 1, 1, 0, 0, 1, 0, 1, 0, 0, 0, 0, 1, 0, 1, 0, 1, 1, 0, 0, 0, 0, 0, 0, 1, 1, 1, 1, 0, 0, 0, 1, 0, 0, 1, 1, 0, 0, 1, 0, 1, 1, 0, 0, 0, 0, 0, 1, 0, 0, 1, 0, 0, 0, 0, 0, 1, 0, 0, 0, 1, 1, 1, 0, 1, 1, 0, 0, 0, 0, 1, 0, 1, 0, 0, 0, 0, 0, 1, 1, 0, 0, 1, 0, 0, 0, 1, 0, 0, 0, 0, 0, 0, 0, 0, 1, 0, 0, 0, 0, 0, 1, 1}, {1, 1, 0, 1, 1, 1, 0, 1, 0, 0, 1, 0, 0, 1, 1, 1, 0, 1, 1, 0, 0, 1, 0, 1, 1, 0, 1, 1, 1, 0, 1, 1, 0, 1, 0, 1, 0, 1, 1, 1, 0, 0, 1, 1, 1, 1, 0, 1, 1, 1, 1, 0, 1, 0, 0, 0, 0, 0, 1, 0, 1, 0, 1, 0, 0, 0, 1, 0, 1, 0, 1, 1, 1, 1, 1, 0, 1, 1, 0, 0, 1, 0, 1, 1, 1, 0, 0, 0, 1, 0, 0, 0, 0, 1, 1, 1, 1, 1, 1, 0, 1, 1, 0, 0, 0, 0, 0, 1, 1, 1, 0, 0, 0, 0, 1, 0, 0, 0, 0, 0, 0, 1, 0, 0, 1, 1, 0, 1}, {0, 0, 1, 0, 1, 0, 1, 0, 0, 1, 1, 1, 0, 0, 0, 0, 0, 1, 1, 0, 1, 1, 0, 1, 0, 1, 1, 0, 1, 0, 0, 1, 0, 0, 0, 0, 1, 0, 0, 1, 1, 0, 0, 1, 0, 0, 1, 1, 0, 0, 1, 0, 1, 1, 1, 1, 1, 0, 0, 0, 0, 0, 0, 0, 0, 0, 1, 0, 1, 1, 1, 1, 0, 1, 0, 0, 1, 1, 0, 0, 1, 1, 1, 1, 1, 0, 1, 0, 1, 0, 1, 1, 0, 1, 1, 0, 0, 1, 0, 1, 0, 1, 0, 0, 0, 0, 0, 0, 0, 1, 0, 1, 0, 0, 0, 0, 1, 0, 0, 1, 0, 0, 1, 0, 0, 0, 1, 0}};
  int[][] test = {{0, 1, 1, 0, 0, 0, 1, 0, 1, 0, 1, 0, 1, 1, 0, 0, 1, 0, 1, 0, 0, 0, 0, 0, 0, 0, 1, 1, 1, 1, 1, 1, 0, 1, 1, 1, 1, 1, 1, 1, 0, 1, 1, 0, 1, 0, 1, 0, 1, 1, 1, 1, 1, 0, 1, 1, 1, 1, 0, 0, 0, 0, 0, 0, 0, 0, 0, 1, 0, 1, 1, 1, 1, 1, 1, 0, 0, 1, 0, 0, 1, 0, 1, 0, 1, 1, 0, 1, 1, 0, 1, 1, 1, 0, 1, 0, 1, 0, 1, 0, 0, 0, 1, 0, 1, 1, 1, 1, 0, 0, 1, 1, 0, 1, 0, 0, 0, 0, 0, 0, 1, 0, 1, 1, 0, 1, 1, 0}, {0, 1, 1, 0, 1, 1, 1, 0, 1, 0, 0, 0, 0, 0, 0, 1, 0, 0, 0, 1, 1, 1, 0, 1, 0, 1, 0, 0, 1, 1, 1, 1, 1, 1, 1, 1, 1, 1, 0, 0, 1, 1, 0, 1, 1, 1, 0, 0, 0, 0, 1, 1, 1, 0, 1, 0, 0, 1, 0, 1, 0, 0, 1, 1, 0, 1, 0, 1, 0, 1, 0, 0, 0, 1, 0, 0, 1, 1, 1, 0, 0, 0, 1, 1, 1, 1, 0, 0, 1, 0, 1, 1, 1, 1, 0, 1, 1, 1, 1, 1, 0, 0, 1, 1, 1, 1, 0, 1, 1, 0, 1, 1, 1, 0, 1, 0, 1, 0, 1, 1, 0, 1, 1, 1, 0, 1, 1, 0}, {0, 1, 1, 0, 1, 0, 0, 1, 0, 1, 0, 1, 1, 1, 0, 1, 0, 0, 0, 0, 1, 1, 0, 0, 0, 1, 1, 0, 0, 1, 0, 0, 0, 1, 0, 0, 0, 1, 1, 1, 1, 1, 1, 0, 1, 0, 0, 0, 1, 0, 0, 0, 1, 0, 0, 1, 1, 1, 0, 0, 0, 0, 0, 0, 1, 0, 1, 1, 1, 1, 0, 1, 1, 0, 0, 0, 1, 0, 1, 1, 1, 0, 0, 1, 1, 1, 1, 1, 1, 1, 0, 0, 1, 1, 1, 0, 1, 0, 0, 0, 0, 1, 1, 0, 0, 0, 0, 0, 1, 0, 1, 1, 1, 1, 1, 0, 1, 1, 0, 1, 0, 0, 1, 0, 0, 1, 1, 0}, {1, 0, 0, 0, 0, 1, 0, 0, 1, 1, 1, 1, 0, 0, 1, 1, 1, 1, 0, 0, 1, 0, 0, 1, 1, 1, 1, 1, 1, 0, 0, 0, 0, 1, 0, 1, 1, 0, 0, 1, 0, 1, 0, 0, 1, 0, 0, 0, 0, 0, 1, 1, 0, 0, 0, 1, 1, 1, 0, 0, 1, 0, 1, 0, 1, 1, 0, 0, 0, 1, 0, 0, 1, 0, 0, 0, 0, 0, 1, 1, 0, 0, 0, 0, 1, 1, 0, 0, 0, 0, 1, 1, 0, 0, 0, 1, 1, 1, 1, 0, 0, 0, 0, 1, 0, 0, 1, 0, 1, 0, 0, 0, 1, 0, 0, 1, 0, 0, 0, 1, 1, 0, 1, 0, 1, 0, 0, 0}, {0, 1, 0, 0, 1, 0, 1, 1, 0, 1, 0, 0, 0, 1, 0, 1, 1, 0, 0, 0, 0, 1, 0, 0, 0, 0, 1, 0, 0, 1, 1, 1, 1, 1, 0, 0, 0, 0, 1, 1, 1, 1, 0, 0, 1, 0, 1, 0, 0, 0, 1, 0, 1, 0, 1, 0, 0, 1, 0, 0, 0, 0, 0, 1, 0, 1, 1, 1, 0, 0, 0, 0, 1, 0, 1, 0, 0, 0, 0, 1, 0, 1, 0, 0, 0, 1, 0, 1, 0, 0, 1, 0, 1, 1, 0, 0, 0, 0, 0, 1, 0, 0, 0, 1, 1, 1, 0, 1, 1, 0, 1, 0, 0, 0, 1, 1, 1, 0, 1, 0, 0, 0, 1, 1, 0, 1, 0, 0}};
  //int[][] test = {{1, 0, 1, 1, 0, 0, 0, 1, 1, 1, 0, 0, 0, 0, 1, 0, 0, 1, 0, 0, 1, 0, 0, 1, 0, 1, 0, 1, 1, 0, 1, 1}, {1, 0, 1, 0, 0, 0, 0, 1, 1, 1, 0, 1, 1, 1, 1, 0, 0, 1, 0, 0, 1, 0, 0, 0, 0, 1, 1, 1, 1, 0, 1, 0}, {0, 1, 0, 1, 1, 1, 0, 1, 1, 0, 0, 0, 0, 0, 1, 1, 0, 1, 0, 0, 1, 1, 1, 1, 0, 1, 0, 0, 0, 1, 0, 1}, {1, 0, 1, 0, 1, 0, 0, 1, 0, 0, 1, 0, 1, 0, 0, 1, 1, 0, 0, 1, 1, 0, 0, 0, 1, 0, 1, 0, 1, 0, 1, 0}, {1, 0, 1, 0, 0, 0, 0, 1, 0, 0, 0, 0, 0, 0, 1, 0, 0, 1, 1, 0, 0, 0, 0, 1, 0, 0, 1, 0, 1, 0, 1, 0}, {1, 0, 0, 1, 1, 1, 1, 1, 1, 1, 0, 0, 1, 1, 1, 0, 1, 0, 0, 0, 1, 1, 1, 1, 0, 0, 0, 0, 1, 0, 0, 1}, {1, 0, 1, 1, 0, 1, 1, 1, 0, 1, 1, 1, 1, 1, 0, 1, 0, 1, 0, 0, 1, 0, 0, 1, 0, 1, 1, 1, 1, 0, 1, 1}, {0, 0, 1, 1, 0, 0, 1, 0, 0, 0, 0, 1, 0, 0, 1, 1, 0, 0, 0, 0, 1, 0, 0, 0, 1, 0, 0, 0, 0, 0, 1, 1}, {1, 0, 0, 0, 1, 0, 1, 1, 1, 1, 1, 1, 0, 1, 0, 0, 0, 1, 1, 1, 1, 1, 0, 1, 1, 1, 1, 0, 1, 0, 0, 0}, {0, 1, 0, 1, 0, 1, 0, 0, 1, 1, 0, 0, 1, 0, 1, 0, 0, 1, 0, 1, 0, 0, 0, 0, 0, 0, 0, 1, 0, 1, 0, 1}, {0, 1, 0, 1, 0, 0, 0, 1, 0, 0, 1, 0, 0, 0, 0, 0, 0, 0, 0, 0, 1, 1, 0, 0, 0, 1, 1, 0, 0, 1, 0, 1}, {0, 0, 0, 0, 1, 0, 1, 1, 0, 0, 1, 1, 1, 0, 0, 0, 0, 0, 1, 0, 0, 0, 0, 0, 0, 0, 0, 1, 0, 0, 0, 0}, {1, 1, 1, 1, 0, 1, 1, 0, 1, 1, 1, 1, 1, 0, 1, 0, 1, 1, 1, 1, 1, 0, 0, 0, 0, 1, 1, 1, 1, 1, 1, 1}, {1, 1, 0, 0, 0, 1, 1, 0, 0, 0, 1, 0, 0, 1, 1, 1, 0, 0, 1, 0, 1, 0, 1, 1, 0, 1, 0, 1, 1, 1, 0, 0}, {1, 1, 0, 0, 0, 0, 0, 0, 0, 1, 1, 0, 1, 1, 1, 1, 1, 0, 0, 0, 1, 1, 1, 1, 1, 1, 1, 0, 1, 1, 0, 0}, {1, 0, 0, 1, 0, 0, 0, 1, 0, 0, 1, 0, 0, 0, 1, 0, 1, 0, 0, 0, 1, 0, 1, 1, 1, 0, 0, 0, 1, 0, 0, 1}, {1, 0, 0, 1, 1, 0, 1, 1, 0, 0, 1, 1, 0, 1, 0, 0, 0, 1, 0, 1, 0, 1, 0, 1, 1, 0, 0, 1, 1, 0, 0, 1}, {0, 1, 1, 0, 1, 0, 1, 0, 1, 1, 0, 1, 1, 0, 1, 0, 1, 0, 0, 1, 0, 1, 1, 1, 0, 1, 1, 0, 0, 1, 1, 0}, {1, 0, 1, 1, 1, 0, 1, 1, 1, 1, 0, 1, 1, 1, 1, 0, 0, 0, 0, 0, 1, 0, 1, 0, 0, 1, 0, 1, 1, 0, 1, 1}, {1, 0, 0, 1, 0, 0, 0, 0, 0, 0, 0, 0, 0, 0, 1, 0, 1, 0, 1, 1, 0, 0, 0, 0, 0, 0, 1, 1, 1, 0, 0, 1}, {1, 1, 0, 1, 1, 1, 0, 0, 0, 0, 0, 0, 1, 1, 0, 0, 1, 1, 1, 0, 0, 1, 0, 0, 1, 0, 1, 1, 1, 1, 0, 1}, {0, 0, 0, 0, 1, 1, 0, 1, 0, 0, 1, 0, 0, 0, 1, 1, 1, 1, 1, 1, 0, 1, 0, 0, 0, 1, 0, 0, 0, 0, 0, 0}, {0, 0, 1, 0, 0, 1, 1, 0, 0, 0, 1, 1, 0, 0, 1, 0, 1, 1, 0, 0, 1, 0, 1, 0, 1, 1, 1, 1, 0, 0, 1, 0}, {1, 0, 1, 0, 1, 0, 0, 0, 0, 0, 0, 0, 1, 0, 0, 1, 1, 0, 1, 0, 0, 0, 1, 1, 0, 0, 0, 1, 1, 0, 1, 0}, {1, 1, 1, 0, 0, 1, 1, 0, 0, 0, 1, 1, 1, 0, 1, 0, 1, 1, 0, 1, 0, 0, 0, 0, 0, 0, 0, 0, 1, 1, 1, 0}, {1, 1, 1, 1, 1, 0, 0, 0, 0, 0, 1, 1, 0, 1, 1, 1, 1, 1, 1, 0, 1, 1, 0, 0, 0, 0, 1, 0, 1, 1, 1, 1}, {0, 0, 1, 0, 1, 0, 1, 0, 1, 0, 0, 1, 0, 0, 0, 1, 1, 0, 0, 0, 1, 0, 0, 1, 1, 1, 0, 1, 0, 0, 1, 0}, {0, 0, 0, 0, 1, 0, 1, 0, 0, 0, 0, 1, 1, 0, 0, 0, 0, 0, 0, 1, 1, 0, 1, 1, 1, 0, 1, 0, 0, 0, 0, 0}, {1, 0, 1, 1, 0, 0, 0, 1, 1, 1, 0, 0, 0, 0, 1, 0, 0, 1, 0, 0, 1, 0, 0, 1, 0, 1, 0, 1, 1, 0, 1, 1}, {1, 0, 1, 0, 0, 0, 0, 1, 1, 1, 0, 1, 1, 1, 1, 0, 0, 1, 0, 0, 1, 0, 0, 0, 0, 1, 1, 1, 1, 0, 1, 0}, {0, 1, 0, 1, 1, 1, 0, 1, 1, 0, 0, 0, 0, 0, 1, 1, 0, 1, 0, 0, 1, 1, 1, 1, 0, 1, 0, 0, 0, 1, 0, 1}, {1, 0, 1, 0, 1, 0, 0, 1, 0, 0, 1, 0, 1, 0, 0, 1, 1, 0, 0, 1, 1, 0, 0, 0, 1, 0, 1, 0, 1, 0, 1, 0}};
  //  int[][] test = {{0, 1, 0, 0, 1, 1, 1, 0, 1, 0, 1, 1, 1, 0, 1, 0, 1, 0, 0, 0, 0, 1, 1, 1, 0, 1, 1, 0, 0, 1, 0, 0}, {0, 1, 0, 1, 1, 1, 0, 1, 1, 1, 0, 1, 0, 1, 1, 0, 0, 1, 1, 1, 0, 1, 1, 0, 0, 1, 0, 1, 0, 1, 0, 1}, {0, 1, 1, 0, 1, 0, 0, 0, 1, 0, 1, 1, 1, 1, 0, 1, 1, 1, 1, 0, 0, 1, 0, 1, 0, 0, 0, 1, 0, 1, 1, 0}, {1, 1, 1, 1, 0, 1, 0, 1, 0, 1, 0, 0, 0, 0, 0, 0, 0, 0, 1, 1, 0, 0, 0, 0, 1, 0, 1, 0, 1, 1, 1, 1}, {0, 0, 0, 0, 1, 1, 0, 1, 0, 0, 1, 1, 0, 0, 0, 0, 1, 0, 0, 0, 0, 1, 1, 1, 0, 0, 1, 1, 0, 0, 0, 0}, {0, 1, 1, 0, 0, 1, 1, 0, 0, 1, 0, 0, 0, 1, 1, 1, 1, 1, 1, 1, 0, 1, 1, 1, 1, 1, 0, 0, 0, 1, 1, 0}, {0, 0, 0, 1, 1, 0, 0, 1, 0, 1, 1, 0, 0, 1, 0, 1, 1, 1, 0, 0, 0, 0, 0, 1, 0, 1, 0, 0, 0, 0, 0, 1}, {0, 1, 0, 0, 0, 1, 0, 0, 1, 1, 0, 1, 0, 0, 1, 0, 1, 1, 0, 1, 0, 1, 1, 0, 0, 0, 1, 1, 0, 1, 0, 0}, {1, 0, 1, 0, 1, 1, 0, 1, 0, 1, 1, 0, 0, 0, 0, 1, 1, 1, 1, 1, 1, 1, 0, 0, 0, 0, 0, 1, 1, 0, 1, 0}, {1, 1, 1, 1, 1, 1, 1, 1, 1, 1, 0, 0, 1, 1, 0, 1, 0, 1, 1, 1, 0, 1, 0, 1, 0, 1, 0, 0, 1, 1, 1, 1}, {1, 0, 1, 1, 1, 1, 1, 1, 0, 1, 1, 1, 0, 1, 1, 1, 1, 0, 1, 0, 1, 1, 0, 1, 0, 0, 0, 1, 1, 0, 1, 1}, {1, 0, 0, 0, 1, 1, 0, 0, 0, 0, 1, 0, 0, 0, 0, 0, 0, 1, 1, 1, 1, 1, 1, 0, 1, 0, 0, 0, 1, 0, 0, 0}, {1, 1, 0, 0, 0, 0, 0, 1, 1, 1, 1, 1, 1, 0, 0, 1, 0, 1, 0, 1, 1, 0, 0, 1, 0, 1, 0, 1, 1, 1, 0, 0}, {1, 1, 0, 1, 0, 1, 0, 1, 0, 1, 1, 0, 1, 1, 0, 0, 0, 1, 1, 1, 0, 1, 0, 0, 0, 1, 1, 0, 1, 1, 0, 1}, {1, 1, 1, 1, 0, 1, 0, 1, 1, 1, 1, 0, 1, 0, 0, 0, 0, 1, 1, 0, 1, 0, 1, 0, 0, 0, 1, 0, 1, 1, 1, 1}, {0, 0, 0, 0, 1, 1, 1, 0, 0, 0, 0, 1, 0, 1, 1, 1, 0, 0, 1, 1, 1, 0, 0, 1, 0, 1, 0, 1, 0, 0, 0, 0}, {1, 1, 1, 0, 1, 1, 1, 0, 1, 1, 1, 0, 1, 0, 1, 1, 1, 1, 1, 1, 1, 1, 0, 0, 0, 1, 0, 0, 1, 1, 1, 0}, {1, 1, 0, 0, 0, 1, 0, 0, 0, 1, 0, 1, 1, 1, 0, 0, 1, 1, 1, 1, 0, 1, 0, 0, 1, 1, 0, 1, 1, 1, 0, 0}, {1, 1, 0, 0, 1, 1, 1, 0, 1, 0, 1, 0, 1, 1, 1, 1, 1, 0, 0, 0, 1, 0, 0, 1, 0, 1, 0, 0, 1, 1, 0, 0}, {0, 0, 1, 1, 1, 1, 0, 1, 1, 0, 1, 1, 0, 0, 1, 0, 1, 0, 0, 1, 1, 0, 0, 0, 0, 0, 0, 1, 0, 0, 1, 1}, {0, 1, 1, 0, 0, 0, 0, 1, 1, 0, 1, 0, 1, 0, 0, 0, 0, 0, 1, 0, 0, 0, 1, 0, 0, 1, 1, 1, 0, 1, 1, 0}, {0, 1, 0, 0, 1, 1, 0, 0, 1, 1, 1, 0, 0, 1, 1, 0, 1, 1, 1, 1, 0, 1, 1, 0, 1, 1, 1, 0, 0, 1, 0, 0}, {0, 1, 0, 1, 0, 0, 1, 1, 1, 1, 1, 1, 1, 0, 1, 0, 0, 0, 0, 0, 0, 1, 1, 0, 0, 1, 1, 1, 0, 1, 0, 1}, {1, 1, 0, 0, 0, 1, 1, 0, 1, 1, 1, 0, 0, 1, 0, 1, 1, 0, 0, 1, 0, 0, 0, 1, 1, 1, 1, 0, 1, 1, 0, 0}, {1, 0, 0, 0, 0, 0, 1, 0, 0, 1, 1, 1, 0, 0, 1, 1, 0, 1, 0, 1, 1, 0, 0, 1, 0, 0, 0, 0, 1, 0, 0, 0}, {1, 1, 1, 0, 1, 1, 1, 0, 1, 1, 1, 1, 1, 1, 0, 1, 1, 1, 1, 1, 0, 1, 0, 1, 1, 1, 1, 1, 1, 1, 1, 0}, {1, 0, 0, 0, 0, 1, 0, 0, 0, 0, 1, 1, 0, 0, 0, 0, 0, 1, 0, 0, 1, 1, 1, 0, 0, 1, 1, 1, 1, 0, 0, 0}, {1, 0, 1, 1, 1, 1, 1, 1, 1, 0, 0, 0, 0, 1, 0, 1, 1, 1, 0, 1, 1, 1, 1, 1, 1, 1, 0, 0, 1, 0, 1, 1}, {0, 1, 0, 0, 1, 1, 1, 0, 1, 0, 1, 1, 1, 0, 1, 0, 1, 0, 0, 0, 0, 1, 1, 1, 0, 1, 1, 0, 0, 1, 0, 0}, {0, 1, 0, 1, 1, 1, 0, 1, 1, 1, 0, 1, 0, 1, 1, 0, 0, 1, 1, 1, 0, 1, 1, 0, 0, 1, 0, 1, 0, 1, 0, 1}, {0, 1, 1, 0, 1, 0, 0, 0, 1, 0, 1, 1, 1, 1, 0, 1, 1, 1, 1, 0, 0, 1, 0, 1, 0, 0, 0, 1, 0, 1, 1, 0}, {1, 1, 1, 1, 0, 1, 0, 1, 0, 1, 0, 0, 0, 0, 0, 0, 0, 0, 1, 1, 0, 0, 0, 0, 1, 0, 1, 0, 1, 1, 1, 1}};  
  background(0);
  // This embedded loop skips over values in the arrays based on
  // the spacer variable, so there are more values in the array
  // than are drawn here. Change the value of the spacer variable
  // to change the density of the points
    for (int ii = 0; ii < test.length; ii++) {
      for (int jj = 0; jj < test[ii].length;jj++){
        if (test[ii][jj] == 1) {
          fill(255);
        } else { 
          fill(0);
        }
        noStroke();
        int scl = 4;
        rect(jj*scl,ii*scl, scl,scl);      
      }
    } 
  
}
